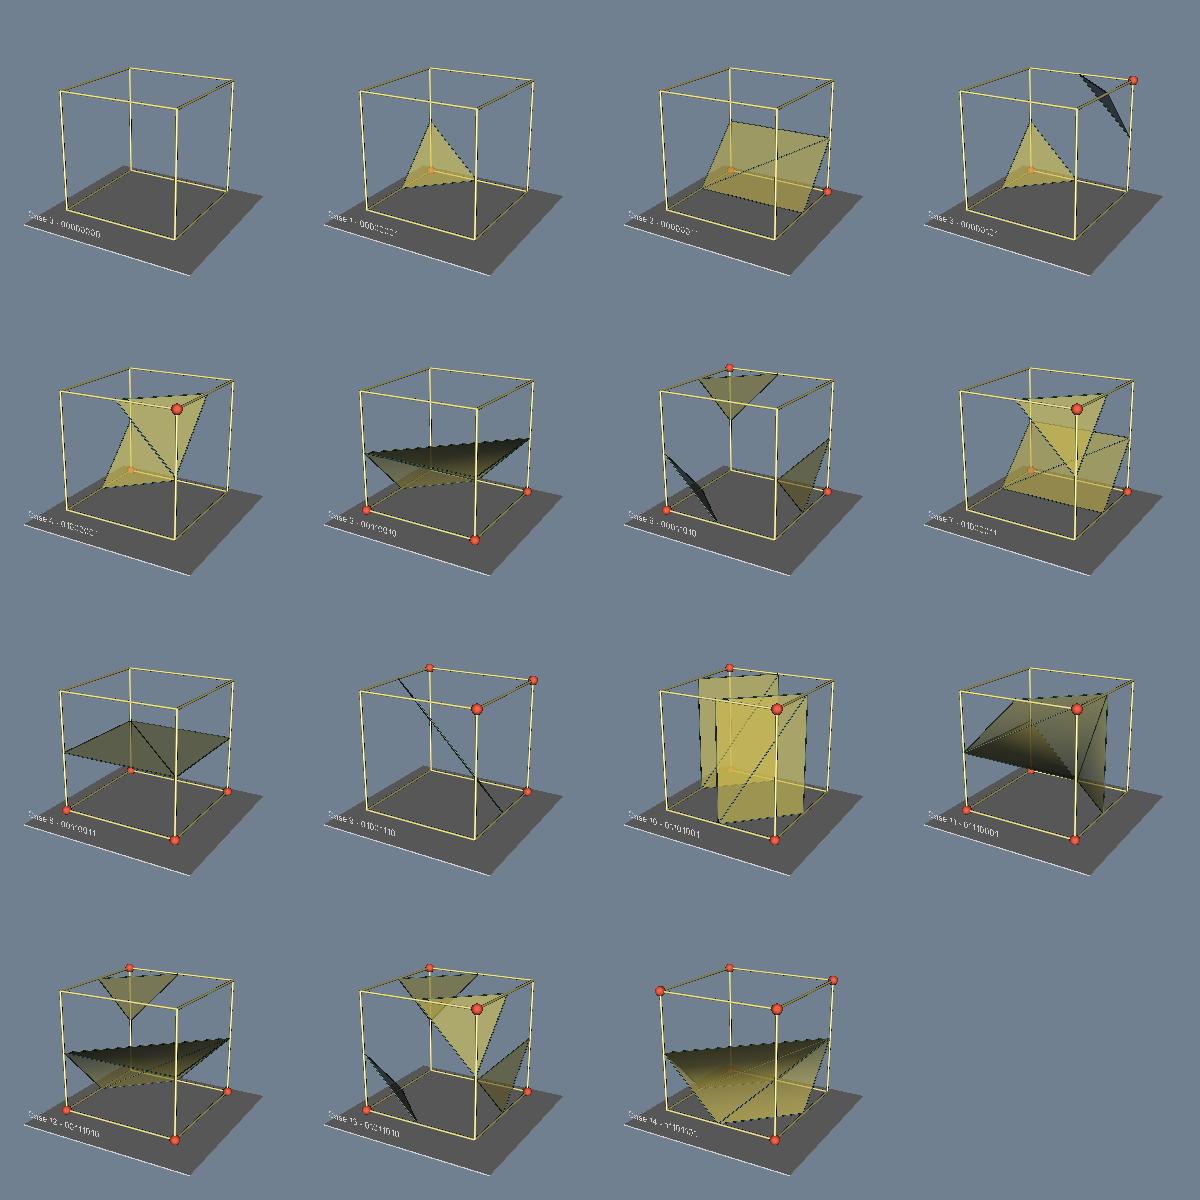

This figure's Python source:
#!/usr/bin/env python

# Display all 15 marching cubes cases (0-14) in a viewport grid.

# Factory overrides: importing these modules registers the OpenGL rendering
# and interaction style implementations for vtkRenderingCore factory classes.
import vtkmodules.vtkInteractionStyle  # noqa: F401
import vtkmodules.vtkRenderingOpenGL2  # noqa: F401

# VTK pipeline classes used in this example
from vtkmodules.vtkCommonCore import (
    vtkFloatArray,
    vtkIdList,
    vtkPoints,
)
from vtkmodules.vtkCommonDataModel import vtkUnstructuredGrid
from vtkmodules.vtkCommonTransforms import vtkTransform
from vtkmodules.vtkFiltersCore import (
    vtkContourFilter,
    vtkExtractEdges,
    vtkGlyph3D,
    vtkThresholdPoints,
    vtkTubeFilter,
)
from vtkmodules.vtkFiltersGeneral import (
    vtkShrinkPolyData,
    vtkTransformPolyDataFilter,
)
from vtkmodules.vtkFiltersSources import (
    vtkCubeSource,
    vtkSphereSource,
)
from vtkmodules.vtkRenderingCore import (
    vtkActor,
    vtkPolyDataMapper,
    vtkRenderWindow,
    vtkRenderWindowInteractor,
    vtkRenderer,
)
from vtkmodules.vtkRenderingFreeType import vtkVectorText

# Colors (normalized RGB)
slate_grey = (0.439, 0.502, 0.565)
lamp_black = (0.180, 0.278, 0.231)
banana = (0.890, 0.812, 0.341)
khaki = (0.941, 0.902, 0.549)
tomato = (1.000, 0.388, 0.278)

# Viewport grid: 4 columns x 4 rows = 16 slots for 15 cases
x_grid = 4
y_grid = 4
renderer_size = 300

renderer_0 = vtkRenderer()
renderer_0.SetBackground(slate_grey)
renderer_1 = vtkRenderer()
renderer_1.SetBackground(slate_grey)
renderer_2 = vtkRenderer()
renderer_2.SetBackground(slate_grey)
renderer_3 = vtkRenderer()
renderer_3.SetBackground(slate_grey)
renderer_4 = vtkRenderer()
renderer_4.SetBackground(slate_grey)
renderer_5 = vtkRenderer()
renderer_5.SetBackground(slate_grey)
renderer_6 = vtkRenderer()
renderer_6.SetBackground(slate_grey)
renderer_7 = vtkRenderer()
renderer_7.SetBackground(slate_grey)
renderer_8 = vtkRenderer()
renderer_8.SetBackground(slate_grey)
renderer_9 = vtkRenderer()
renderer_9.SetBackground(slate_grey)
renderer_10 = vtkRenderer()
renderer_10.SetBackground(slate_grey)
renderer_11 = vtkRenderer()
renderer_11.SetBackground(slate_grey)
renderer_12 = vtkRenderer()
renderer_12.SetBackground(slate_grey)
renderer_13 = vtkRenderer()
renderer_13.SetBackground(slate_grey)
renderer_14 = vtkRenderer()
renderer_14.SetBackground(slate_grey)
renderer_15 = vtkRenderer()
renderer_15.SetBackground(slate_grey)

# --- Case 0: 00000000 ---

case_0_scalars = vtkFloatArray()
case_0_scalars.InsertNextValue(0.0)
case_0_scalars.InsertNextValue(0.0)
case_0_scalars.InsertNextValue(0.0)
case_0_scalars.InsertNextValue(0.0)
case_0_scalars.InsertNextValue(0.0)
case_0_scalars.InsertNextValue(0.0)
case_0_scalars.InsertNextValue(0.0)
case_0_scalars.InsertNextValue(0.0)

case_0_points = vtkPoints()
case_0_points.InsertNextPoint(0, 0, 0)
case_0_points.InsertNextPoint(1, 0, 0)
case_0_points.InsertNextPoint(1, 1, 0)
case_0_points.InsertNextPoint(0, 1, 0)
case_0_points.InsertNextPoint(0, 0, 1)
case_0_points.InsertNextPoint(1, 0, 1)
case_0_points.InsertNextPoint(1, 1, 1)
case_0_points.InsertNextPoint(0, 1, 1)

case_0_ids = vtkIdList()
case_0_ids.InsertNextId(0)
case_0_ids.InsertNextId(1)
case_0_ids.InsertNextId(2)
case_0_ids.InsertNextId(3)
case_0_ids.InsertNextId(4)
case_0_ids.InsertNextId(5)
case_0_ids.InsertNextId(6)
case_0_ids.InsertNextId(7)

case_0_grid = vtkUnstructuredGrid()
case_0_grid.Allocate(10, 10)
case_0_grid.InsertNextCell(12, case_0_ids)
case_0_grid.SetPoints(case_0_points)
case_0_grid.GetPointData().SetScalars(case_0_scalars)

case_0_marching = vtkContourFilter()
case_0_marching.SetInputData(case_0_grid)
case_0_marching.SetValue(0, 0.5)
case_0_marching.Update()

case_0_triangle_edges = vtkExtractEdges()
case_0_triangle_edges.SetInputConnection(case_0_marching.GetOutputPort())

case_0_triangle_edge_tubes = vtkTubeFilter()
case_0_triangle_edge_tubes.SetInputConnection(case_0_triangle_edges.GetOutputPort())
case_0_triangle_edge_tubes.SetRadius(0.005)
case_0_triangle_edge_tubes.SetNumberOfSides(6)
case_0_triangle_edge_tubes.UseDefaultNormalOn()
case_0_triangle_edge_tubes.SetDefaultNormal(0.577, 0.577, 0.577)

case_0_triangle_edge_mapper = vtkPolyDataMapper()
case_0_triangle_edge_mapper.SetInputConnection(case_0_triangle_edge_tubes.GetOutputPort())
case_0_triangle_edge_mapper.ScalarVisibilityOff()

case_0_triangle_edge_actor = vtkActor()
case_0_triangle_edge_actor.SetMapper(case_0_triangle_edge_mapper)
case_0_triangle_edge_actor.GetProperty().SetDiffuseColor(lamp_black)
case_0_triangle_edge_actor.GetProperty().SetSpecular(0.4)
case_0_triangle_edge_actor.GetProperty().SetSpecularPower(10)

case_0_shrinker = vtkShrinkPolyData()
case_0_shrinker.SetShrinkFactor(1)
case_0_shrinker.SetInputConnection(case_0_marching.GetOutputPort())

case_0_triangle_mapper = vtkPolyDataMapper()
case_0_triangle_mapper.ScalarVisibilityOff()
case_0_triangle_mapper.SetInputConnection(case_0_shrinker.GetOutputPort())

case_0_triangle_actor = vtkActor()
case_0_triangle_actor.SetMapper(case_0_triangle_mapper)
case_0_triangle_actor.GetProperty().SetDiffuseColor(banana)
case_0_triangle_actor.GetProperty().SetOpacity(0.6)

case_0_cube_model = vtkCubeSource()
case_0_cube_model.SetCenter(0.5, 0.5, 0.5)

case_0_cube_edges_filter = vtkExtractEdges()
case_0_cube_edges_filter.SetInputConnection(case_0_cube_model.GetOutputPort())

case_0_cube_tubes = vtkTubeFilter()
case_0_cube_tubes.SetInputConnection(case_0_cube_edges_filter.GetOutputPort())
case_0_cube_tubes.SetRadius(0.01)
case_0_cube_tubes.SetNumberOfSides(6)
case_0_cube_tubes.UseDefaultNormalOn()
case_0_cube_tubes.SetDefaultNormal(0.577, 0.577, 0.577)

case_0_cube_tube_mapper = vtkPolyDataMapper()
case_0_cube_tube_mapper.SetInputConnection(case_0_cube_tubes.GetOutputPort())

case_0_cube_edges_actor = vtkActor()
case_0_cube_edges_actor.SetMapper(case_0_cube_tube_mapper)
case_0_cube_edges_actor.GetProperty().SetDiffuseColor(khaki)
case_0_cube_edges_actor.GetProperty().SetSpecular(0.4)
case_0_cube_edges_actor.GetProperty().SetSpecularPower(10)

case_0_sphere_source = vtkSphereSource()
case_0_sphere_source.SetRadius(0.04)
case_0_sphere_source.SetPhiResolution(20)
case_0_sphere_source.SetThetaResolution(20)

case_0_threshold_in = vtkThresholdPoints()
case_0_threshold_in.SetInputData(case_0_grid)
case_0_threshold_in.SetUpperThreshold(0.5)
case_0_threshold_in.SetThresholdFunction(case_0_threshold_in.THRESHOLD_UPPER)

case_0_vertices_glyph = vtkGlyph3D()
case_0_vertices_glyph.SetInputConnection(case_0_threshold_in.GetOutputPort())
case_0_vertices_glyph.SetSourceConnection(case_0_sphere_source.GetOutputPort())

case_0_sphere_mapper = vtkPolyDataMapper()
case_0_sphere_mapper.SetInputConnection(case_0_vertices_glyph.GetOutputPort())
case_0_sphere_mapper.ScalarVisibilityOff()

case_0_cube_vertices_actor = vtkActor()
case_0_cube_vertices_actor.SetMapper(case_0_sphere_mapper)
case_0_cube_vertices_actor.GetProperty().SetDiffuseColor(tomato)

case_0_case_label = vtkVectorText()
case_0_case_label.SetText("Case 0 - 00000000")

case_0_label_xform = vtkTransform()
case_0_label_xform.Identity()
case_0_label_xform.Translate(-0.2, 0, 1.25)
case_0_label_xform.Scale(0.05, 0.05, 0.05)

case_0_label_transform_filter = vtkTransformPolyDataFilter()
case_0_label_transform_filter.SetTransform(case_0_label_xform)
case_0_label_transform_filter.SetInputConnection(case_0_case_label.GetOutputPort())

case_0_label_mapper = vtkPolyDataMapper()
case_0_label_mapper.SetInputConnection(case_0_label_transform_filter.GetOutputPort())

case_0_label_actor = vtkActor()
case_0_label_actor.SetMapper(case_0_label_mapper)

case_0_base_model = vtkCubeSource()
case_0_base_model.SetXLength(1.5)
case_0_base_model.SetYLength(0.01)
case_0_base_model.SetZLength(1.5)

case_0_base_mapper = vtkPolyDataMapper()
case_0_base_mapper.SetInputConnection(case_0_base_model.GetOutputPort())

case_0_base_actor = vtkActor()
case_0_base_actor.SetMapper(case_0_base_mapper)
case_0_base_actor.SetPosition(0.5, -0.09, 0.5)

renderer_0.AddActor(case_0_triangle_edge_actor)
renderer_0.AddActor(case_0_base_actor)
renderer_0.AddActor(case_0_label_actor)
renderer_0.AddActor(case_0_cube_edges_actor)
renderer_0.AddActor(case_0_cube_vertices_actor)
renderer_0.AddActor(case_0_triangle_actor)

# --- Case 1: 00000001 ---

case_1_scalars = vtkFloatArray()
case_1_scalars.InsertNextValue(1.0)
case_1_scalars.InsertNextValue(0.0)
case_1_scalars.InsertNextValue(0.0)
case_1_scalars.InsertNextValue(0.0)
case_1_scalars.InsertNextValue(0.0)
case_1_scalars.InsertNextValue(0.0)
case_1_scalars.InsertNextValue(0.0)
case_1_scalars.InsertNextValue(0.0)

case_1_points = vtkPoints()
case_1_points.InsertNextPoint(0, 0, 0)
case_1_points.InsertNextPoint(1, 0, 0)
case_1_points.InsertNextPoint(1, 1, 0)
case_1_points.InsertNextPoint(0, 1, 0)
case_1_points.InsertNextPoint(0, 0, 1)
case_1_points.InsertNextPoint(1, 0, 1)
case_1_points.InsertNextPoint(1, 1, 1)
case_1_points.InsertNextPoint(0, 1, 1)

case_1_ids = vtkIdList()
case_1_ids.InsertNextId(0)
case_1_ids.InsertNextId(1)
case_1_ids.InsertNextId(2)
case_1_ids.InsertNextId(3)
case_1_ids.InsertNextId(4)
case_1_ids.InsertNextId(5)
case_1_ids.InsertNextId(6)
case_1_ids.InsertNextId(7)

case_1_grid = vtkUnstructuredGrid()
case_1_grid.Allocate(10, 10)
case_1_grid.InsertNextCell(12, case_1_ids)
case_1_grid.SetPoints(case_1_points)
case_1_grid.GetPointData().SetScalars(case_1_scalars)

case_1_marching = vtkContourFilter()
case_1_marching.SetInputData(case_1_grid)
case_1_marching.SetValue(0, 0.5)
case_1_marching.Update()

case_1_triangle_edges = vtkExtractEdges()
case_1_triangle_edges.SetInputConnection(case_1_marching.GetOutputPort())

case_1_triangle_edge_tubes = vtkTubeFilter()
case_1_triangle_edge_tubes.SetInputConnection(case_1_triangle_edges.GetOutputPort())
case_1_triangle_edge_tubes.SetRadius(0.005)
case_1_triangle_edge_tubes.SetNumberOfSides(6)
case_1_triangle_edge_tubes.UseDefaultNormalOn()
case_1_triangle_edge_tubes.SetDefaultNormal(0.577, 0.577, 0.577)

case_1_triangle_edge_mapper = vtkPolyDataMapper()
case_1_triangle_edge_mapper.SetInputConnection(case_1_triangle_edge_tubes.GetOutputPort())
case_1_triangle_edge_mapper.ScalarVisibilityOff()

case_1_triangle_edge_actor = vtkActor()
case_1_triangle_edge_actor.SetMapper(case_1_triangle_edge_mapper)
case_1_triangle_edge_actor.GetProperty().SetDiffuseColor(lamp_black)
case_1_triangle_edge_actor.GetProperty().SetSpecular(0.4)
case_1_triangle_edge_actor.GetProperty().SetSpecularPower(10)

case_1_shrinker = vtkShrinkPolyData()
case_1_shrinker.SetShrinkFactor(1)
case_1_shrinker.SetInputConnection(case_1_marching.GetOutputPort())

case_1_triangle_mapper = vtkPolyDataMapper()
case_1_triangle_mapper.ScalarVisibilityOff()
case_1_triangle_mapper.SetInputConnection(case_1_shrinker.GetOutputPort())

case_1_triangle_actor = vtkActor()
case_1_triangle_actor.SetMapper(case_1_triangle_mapper)
case_1_triangle_actor.GetProperty().SetDiffuseColor(banana)
case_1_triangle_actor.GetProperty().SetOpacity(0.6)

case_1_cube_model = vtkCubeSource()
case_1_cube_model.SetCenter(0.5, 0.5, 0.5)

case_1_cube_edges_filter = vtkExtractEdges()
case_1_cube_edges_filter.SetInputConnection(case_1_cube_model.GetOutputPort())

case_1_cube_tubes = vtkTubeFilter()
case_1_cube_tubes.SetInputConnection(case_1_cube_edges_filter.GetOutputPort())
case_1_cube_tubes.SetRadius(0.01)
case_1_cube_tubes.SetNumberOfSides(6)
case_1_cube_tubes.UseDefaultNormalOn()
case_1_cube_tubes.SetDefaultNormal(0.577, 0.577, 0.577)

case_1_cube_tube_mapper = vtkPolyDataMapper()
case_1_cube_tube_mapper.SetInputConnection(case_1_cube_tubes.GetOutputPort())

case_1_cube_edges_actor = vtkActor()
case_1_cube_edges_actor.SetMapper(case_1_cube_tube_mapper)
case_1_cube_edges_actor.GetProperty().SetDiffuseColor(khaki)
case_1_cube_edges_actor.GetProperty().SetSpecular(0.4)
case_1_cube_edges_actor.GetProperty().SetSpecularPower(10)

case_1_sphere_source = vtkSphereSource()
case_1_sphere_source.SetRadius(0.04)
case_1_sphere_source.SetPhiResolution(20)
case_1_sphere_source.SetThetaResolution(20)

case_1_threshold_in = vtkThresholdPoints()
case_1_threshold_in.SetInputData(case_1_grid)
case_1_threshold_in.SetUpperThreshold(0.5)
case_1_threshold_in.SetThresholdFunction(case_1_threshold_in.THRESHOLD_UPPER)

case_1_vertices_glyph = vtkGlyph3D()
case_1_vertices_glyph.SetInputConnection(case_1_threshold_in.GetOutputPort())
case_1_vertices_glyph.SetSourceConnection(case_1_sphere_source.GetOutputPort())

case_1_sphere_mapper = vtkPolyDataMapper()
case_1_sphere_mapper.SetInputConnection(case_1_vertices_glyph.GetOutputPort())
case_1_sphere_mapper.ScalarVisibilityOff()

case_1_cube_vertices_actor = vtkActor()
case_1_cube_vertices_actor.SetMapper(case_1_sphere_mapper)
case_1_cube_vertices_actor.GetProperty().SetDiffuseColor(tomato)

case_1_case_label = vtkVectorText()
case_1_case_label.SetText("Case 1 - 00000001")

case_1_label_xform = vtkTransform()
case_1_label_xform.Identity()
case_1_label_xform.Translate(-0.2, 0, 1.25)
case_1_label_xform.Scale(0.05, 0.05, 0.05)

case_1_label_transform_filter = vtkTransformPolyDataFilter()
case_1_label_transform_filter.SetTransform(case_1_label_xform)
case_1_label_transform_filter.SetInputConnection(case_1_case_label.GetOutputPort())

case_1_label_mapper = vtkPolyDataMapper()
case_1_label_mapper.SetInputConnection(case_1_label_transform_filter.GetOutputPort())

case_1_label_actor = vtkActor()
case_1_label_actor.SetMapper(case_1_label_mapper)

case_1_base_model = vtkCubeSource()
case_1_base_model.SetXLength(1.5)
case_1_base_model.SetYLength(0.01)
case_1_base_model.SetZLength(1.5)

case_1_base_mapper = vtkPolyDataMapper()
case_1_base_mapper.SetInputConnection(case_1_base_model.GetOutputPort())

case_1_base_actor = vtkActor()
case_1_base_actor.SetMapper(case_1_base_mapper)
case_1_base_actor.SetPosition(0.5, -0.09, 0.5)

renderer_1.AddActor(case_1_triangle_edge_actor)
renderer_1.AddActor(case_1_base_actor)
renderer_1.AddActor(case_1_label_actor)
renderer_1.AddActor(case_1_cube_edges_actor)
renderer_1.AddActor(case_1_cube_vertices_actor)
renderer_1.AddActor(case_1_triangle_actor)

# --- Case 2: 00000011 ---

case_2_scalars = vtkFloatArray()
case_2_scalars.InsertNextValue(1.0)
case_2_scalars.InsertNextValue(1.0)
case_2_scalars.InsertNextValue(0.0)
case_2_scalars.InsertNextValue(0.0)
case_2_scalars.InsertNextValue(0.0)
case_2_scalars.InsertNextValue(0.0)
case_2_scalars.InsertNextValue(0.0)
case_2_scalars.InsertNextValue(0.0)

case_2_points = vtkPoints()
case_2_points.InsertNextPoint(0, 0, 0)
case_2_points.InsertNextPoint(1, 0, 0)
case_2_points.InsertNextPoint(1, 1, 0)
case_2_points.InsertNextPoint(0, 1, 0)
case_2_points.InsertNextPoint(0, 0, 1)
case_2_points.InsertNextPoint(1, 0, 1)
case_2_points.InsertNextPoint(1, 1, 1)
case_2_points.InsertNextPoint(0, 1, 1)

case_2_ids = vtkIdList()
case_2_ids.InsertNextId(0)
case_2_ids.InsertNextId(1)
case_2_ids.InsertNextId(2)
case_2_ids.InsertNextId(3)
case_2_ids.InsertNextId(4)
case_2_ids.InsertNextId(5)
case_2_ids.InsertNextId(6)
case_2_ids.InsertNextId(7)

case_2_grid = vtkUnstructuredGrid()
case_2_grid.Allocate(10, 10)
case_2_grid.InsertNextCell(12, case_2_ids)
case_2_grid.SetPoints(case_2_points)
case_2_grid.GetPointData().SetScalars(case_2_scalars)

case_2_marching = vtkContourFilter()
case_2_marching.SetInputData(case_2_grid)
case_2_marching.SetValue(0, 0.5)
case_2_marching.Update()

case_2_triangle_edges = vtkExtractEdges()
case_2_triangle_edges.SetInputConnection(case_2_marching.GetOutputPort())

case_2_triangle_edge_tubes = vtkTubeFilter()
case_2_triangle_edge_tubes.SetInputConnection(case_2_triangle_edges.GetOutputPort())
case_2_triangle_edge_tubes.SetRadius(0.005)
case_2_triangle_edge_tubes.SetNumberOfSides(6)
case_2_triangle_edge_tubes.UseDefaultNormalOn()
case_2_triangle_edge_tubes.SetDefaultNormal(0.577, 0.577, 0.577)

case_2_triangle_edge_mapper = vtkPolyDataMapper()
case_2_triangle_edge_mapper.SetInputConnection(case_2_triangle_edge_tubes.GetOutputPort())
case_2_triangle_edge_mapper.ScalarVisibilityOff()

case_2_triangle_edge_actor = vtkActor()
case_2_triangle_edge_actor.SetMapper(case_2_triangle_edge_mapper)
case_2_triangle_edge_actor.GetProperty().SetDiffuseColor(lamp_black)
case_2_triangle_edge_actor.GetProperty().SetSpecular(0.4)
case_2_triangle_edge_actor.GetProperty().SetSpecularPower(10)

case_2_shrinker = vtkShrinkPolyData()
case_2_shrinker.SetShrinkFactor(1)
case_2_shrinker.SetInputConnection(case_2_marching.GetOutputPort())

case_2_triangle_mapper = vtkPolyDataMapper()
case_2_triangle_mapper.ScalarVisibilityOff()
case_2_triangle_mapper.SetInputConnection(case_2_shrinker.GetOutputPort())

case_2_triangle_actor = vtkActor()
case_2_triangle_actor.SetMapper(case_2_triangle_mapper)
case_2_triangle_actor.GetProperty().SetDiffuseColor(banana)
case_2_triangle_actor.GetProperty().SetOpacity(0.6)

case_2_cube_model = vtkCubeSource()
case_2_cube_model.SetCenter(0.5, 0.5, 0.5)

case_2_cube_edges_filter = vtkExtractEdges()
case_2_cube_edges_filter.SetInputConnection(case_2_cube_model.GetOutputPort())

case_2_cube_tubes = vtkTubeFilter()
case_2_cube_tubes.SetInputConnection(case_2_cube_edges_filter.GetOutputPort())
case_2_cube_tubes.SetRadius(0.01)
case_2_cube_tubes.SetNumberOfSides(6)
case_2_cube_tubes.UseDefaultNormalOn()
case_2_cube_tubes.SetDefaultNormal(0.577, 0.577, 0.577)

case_2_cube_tube_mapper = vtkPolyDataMapper()
case_2_cube_tube_mapper.SetInputConnection(case_2_cube_tubes.GetOutputPort())

case_2_cube_edges_actor = vtkActor()
case_2_cube_edges_actor.SetMapper(case_2_cube_tube_mapper)
case_2_cube_edges_actor.GetProperty().SetDiffuseColor(khaki)
case_2_cube_edges_actor.GetProperty().SetSpecular(0.4)
case_2_cube_edges_actor.GetProperty().SetSpecularPower(10)

case_2_sphere_source = vtkSphereSource()
case_2_sphere_source.SetRadius(0.04)
case_2_sphere_source.SetPhiResolution(20)
case_2_sphere_source.SetThetaResolution(20)

case_2_threshold_in = vtkThresholdPoints()
case_2_threshold_in.SetInputData(case_2_grid)
case_2_threshold_in.SetUpperThreshold(0.5)
case_2_threshold_in.SetThresholdFunction(case_2_threshold_in.THRESHOLD_UPPER)

case_2_vertices_glyph = vtkGlyph3D()
case_2_vertices_glyph.SetInputConnection(case_2_threshold_in.GetOutputPort())
case_2_vertices_glyph.SetSourceConnection(case_2_sphere_source.GetOutputPort())

case_2_sphere_mapper = vtkPolyDataMapper()
case_2_sphere_mapper.SetInputConnection(case_2_vertices_glyph.GetOutputPort())
case_2_sphere_mapper.ScalarVisibilityOff()

case_2_cube_vertices_actor = vtkActor()
case_2_cube_vertices_actor.SetMapper(case_2_sphere_mapper)
case_2_cube_vertices_actor.GetProperty().SetDiffuseColor(tomato)

case_2_case_label = vtkVectorText()
case_2_case_label.SetText("Case 2 - 00000011")

case_2_label_xform = vtkTransform()
case_2_label_xform.Identity()
case_2_label_xform.Translate(-0.2, 0, 1.25)
case_2_label_xform.Scale(0.05, 0.05, 0.05)

case_2_label_transform_filter = vtkTransformPolyDataFilter()
case_2_label_transform_filter.SetTransform(case_2_label_xform)
case_2_label_transform_filter.SetInputConnection(case_2_case_label.GetOutputPort())

case_2_label_mapper = vtkPolyDataMapper()
case_2_label_mapper.SetInputConnection(case_2_label_transform_filter.GetOutputPort())

case_2_label_actor = vtkActor()
case_2_label_actor.SetMapper(case_2_label_mapper)

case_2_base_model = vtkCubeSource()
case_2_base_model.SetXLength(1.5)
case_2_base_model.SetYLength(0.01)
case_2_base_model.SetZLength(1.5)

case_2_base_mapper = vtkPolyDataMapper()
case_2_base_mapper.SetInputConnection(case_2_base_model.GetOutputPort())

case_2_base_actor = vtkActor()
case_2_base_actor.SetMapper(case_2_base_mapper)
case_2_base_actor.SetPosition(0.5, -0.09, 0.5)

renderer_2.AddActor(case_2_triangle_edge_actor)
renderer_2.AddActor(case_2_base_actor)
renderer_2.AddActor(case_2_label_actor)
renderer_2.AddActor(case_2_cube_edges_actor)
renderer_2.AddActor(case_2_cube_vertices_actor)
renderer_2.AddActor(case_2_triangle_actor)

# --- Case 3: 00000101 ---

case_3_scalars = vtkFloatArray()
case_3_scalars.InsertNextValue(1.0)
case_3_scalars.InsertNextValue(0.0)
case_3_scalars.InsertNextValue(1.0)
case_3_scalars.InsertNextValue(0.0)
case_3_scalars.InsertNextValue(0.0)
case_3_scalars.InsertNextValue(0.0)
case_3_scalars.InsertNextValue(0.0)
case_3_scalars.InsertNextValue(0.0)

case_3_points = vtkPoints()
case_3_points.InsertNextPoint(0, 0, 0)
case_3_points.InsertNextPoint(1, 0, 0)
case_3_points.InsertNextPoint(1, 1, 0)
case_3_points.InsertNextPoint(0, 1, 0)
case_3_points.InsertNextPoint(0, 0, 1)
case_3_points.InsertNextPoint(1, 0, 1)
case_3_points.InsertNextPoint(1, 1, 1)
case_3_points.InsertNextPoint(0, 1, 1)

case_3_ids = vtkIdList()
case_3_ids.InsertNextId(0)
case_3_ids.InsertNextId(1)
case_3_ids.InsertNextId(2)
case_3_ids.InsertNextId(3)
case_3_ids.InsertNextId(4)
case_3_ids.InsertNextId(5)
case_3_ids.InsertNextId(6)
case_3_ids.InsertNextId(7)

case_3_grid = vtkUnstructuredGrid()
case_3_grid.Allocate(10, 10)
case_3_grid.InsertNextCell(12, case_3_ids)
case_3_grid.SetPoints(case_3_points)
case_3_grid.GetPointData().SetScalars(case_3_scalars)

case_3_marching = vtkContourFilter()
case_3_marching.SetInputData(case_3_grid)
case_3_marching.SetValue(0, 0.5)
case_3_marching.Update()

case_3_triangle_edges = vtkExtractEdges()
case_3_triangle_edges.SetInputConnection(case_3_marching.GetOutputPort())

case_3_triangle_edge_tubes = vtkTubeFilter()
case_3_triangle_edge_tubes.SetInputConnection(case_3_triangle_edges.GetOutputPort())
case_3_triangle_edge_tubes.SetRadius(0.005)
case_3_triangle_edge_tubes.SetNumberOfSides(6)
case_3_triangle_edge_tubes.UseDefaultNormalOn()
case_3_triangle_edge_tubes.SetDefaultNormal(0.577, 0.577, 0.577)

case_3_triangle_edge_mapper = vtkPolyDataMapper()
case_3_triangle_edge_mapper.SetInputConnection(case_3_triangle_edge_tubes.GetOutputPort())
case_3_triangle_edge_mapper.ScalarVisibilityOff()

case_3_triangle_edge_actor = vtkActor()
case_3_triangle_edge_actor.SetMapper(case_3_triangle_edge_mapper)
case_3_triangle_edge_actor.GetProperty().SetDiffuseColor(lamp_black)
case_3_triangle_edge_actor.GetProperty().SetSpecular(0.4)
case_3_triangle_edge_actor.GetProperty().SetSpecularPower(10)

case_3_shrinker = vtkShrinkPolyData()
case_3_shrinker.SetShrinkFactor(1)
case_3_shrinker.SetInputConnection(case_3_marching.GetOutputPort())

case_3_triangle_mapper = vtkPolyDataMapper()
case_3_triangle_mapper.ScalarVisibilityOff()
case_3_triangle_mapper.SetInputConnection(case_3_shrinker.GetOutputPort())

case_3_triangle_actor = vtkActor()
case_3_triangle_actor.SetMapper(case_3_triangle_mapper)
case_3_triangle_actor.GetProperty().SetDiffuseColor(banana)
case_3_triangle_actor.GetProperty().SetOpacity(0.6)

case_3_cube_model = vtkCubeSource()
case_3_cube_model.SetCenter(0.5, 0.5, 0.5)

case_3_cube_edges_filter = vtkExtractEdges()
case_3_cube_edges_filter.SetInputConnection(case_3_cube_model.GetOutputPort())

case_3_cube_tubes = vtkTubeFilter()
case_3_cube_tubes.SetInputConnection(case_3_cube_edges_filter.GetOutputPort())
case_3_cube_tubes.SetRadius(0.01)
case_3_cube_tubes.SetNumberOfSides(6)
case_3_cube_tubes.UseDefaultNormalOn()
case_3_cube_tubes.SetDefaultNormal(0.577, 0.577, 0.577)

case_3_cube_tube_mapper = vtkPolyDataMapper()
case_3_cube_tube_mapper.SetInputConnection(case_3_cube_tubes.GetOutputPort())

case_3_cube_edges_actor = vtkActor()
case_3_cube_edges_actor.SetMapper(case_3_cube_tube_mapper)
case_3_cube_edges_actor.GetProperty().SetDiffuseColor(khaki)
case_3_cube_edges_actor.GetProperty().SetSpecular(0.4)
case_3_cube_edges_actor.GetProperty().SetSpecularPower(10)

case_3_sphere_source = vtkSphereSource()
case_3_sphere_source.SetRadius(0.04)
case_3_sphere_source.SetPhiResolution(20)
case_3_sphere_source.SetThetaResolution(20)

case_3_threshold_in = vtkThresholdPoints()
case_3_threshold_in.SetInputData(case_3_grid)
case_3_threshold_in.SetUpperThreshold(0.5)
case_3_threshold_in.SetThresholdFunction(case_3_threshold_in.THRESHOLD_UPPER)

case_3_vertices_glyph = vtkGlyph3D()
case_3_vertices_glyph.SetInputConnection(case_3_threshold_in.GetOutputPort())
case_3_vertices_glyph.SetSourceConnection(case_3_sphere_source.GetOutputPort())

case_3_sphere_mapper = vtkPolyDataMapper()
case_3_sphere_mapper.SetInputConnection(case_3_vertices_glyph.GetOutputPort())
case_3_sphere_mapper.ScalarVisibilityOff()

case_3_cube_vertices_actor = vtkActor()
case_3_cube_vertices_actor.SetMapper(case_3_sphere_mapper)
case_3_cube_vertices_actor.GetProperty().SetDiffuseColor(tomato)

case_3_case_label = vtkVectorText()
case_3_case_label.SetText("Case 3 - 00000101")

case_3_label_xform = vtkTransform()
case_3_label_xform.Identity()
case_3_label_xform.Translate(-0.2, 0, 1.25)
case_3_label_xform.Scale(0.05, 0.05, 0.05)

case_3_label_transform_filter = vtkTransformPolyDataFilter()
case_3_label_transform_filter.SetTransform(case_3_label_xform)
case_3_label_transform_filter.SetInputConnection(case_3_case_label.GetOutputPort())

case_3_label_mapper = vtkPolyDataMapper()
case_3_label_mapper.SetInputConnection(case_3_label_transform_filter.GetOutputPort())

case_3_label_actor = vtkActor()
case_3_label_actor.SetMapper(case_3_label_mapper)

case_3_base_model = vtkCubeSource()
case_3_base_model.SetXLength(1.5)
case_3_base_model.SetYLength(0.01)
case_3_base_model.SetZLength(1.5)

case_3_base_mapper = vtkPolyDataMapper()
case_3_base_mapper.SetInputConnection(case_3_base_model.GetOutputPort())

case_3_base_actor = vtkActor()
case_3_base_actor.SetMapper(case_3_base_mapper)
case_3_base_actor.SetPosition(0.5, -0.09, 0.5)

renderer_3.AddActor(case_3_triangle_edge_actor)
renderer_3.AddActor(case_3_base_actor)
renderer_3.AddActor(case_3_label_actor)
renderer_3.AddActor(case_3_cube_edges_actor)
renderer_3.AddActor(case_3_cube_vertices_actor)
renderer_3.AddActor(case_3_triangle_actor)

# --- Case 4: 01000001 ---

case_4_scalars = vtkFloatArray()
case_4_scalars.InsertNextValue(1.0)
case_4_scalars.InsertNextValue(0.0)
case_4_scalars.InsertNextValue(0.0)
case_4_scalars.InsertNextValue(0.0)
case_4_scalars.InsertNextValue(0.0)
case_4_scalars.InsertNextValue(0.0)
case_4_scalars.InsertNextValue(1.0)
case_4_scalars.InsertNextValue(0.0)

case_4_points = vtkPoints()
case_4_points.InsertNextPoint(0, 0, 0)
case_4_points.InsertNextPoint(1, 0, 0)
case_4_points.InsertNextPoint(1, 1, 0)
case_4_points.InsertNextPoint(0, 1, 0)
case_4_points.InsertNextPoint(0, 0, 1)
case_4_points.InsertNextPoint(1, 0, 1)
case_4_points.InsertNextPoint(1, 1, 1)
case_4_points.InsertNextPoint(0, 1, 1)

case_4_ids = vtkIdList()
case_4_ids.InsertNextId(0)
case_4_ids.InsertNextId(1)
case_4_ids.InsertNextId(2)
case_4_ids.InsertNextId(3)
case_4_ids.InsertNextId(4)
case_4_ids.InsertNextId(5)
case_4_ids.InsertNextId(6)
case_4_ids.InsertNextId(7)

case_4_grid = vtkUnstructuredGrid()
case_4_grid.Allocate(10, 10)
case_4_grid.InsertNextCell(12, case_4_ids)
case_4_grid.SetPoints(case_4_points)
case_4_grid.GetPointData().SetScalars(case_4_scalars)

case_4_marching = vtkContourFilter()
case_4_marching.SetInputData(case_4_grid)
case_4_marching.SetValue(0, 0.5)
case_4_marching.Update()

case_4_triangle_edges = vtkExtractEdges()
case_4_triangle_edges.SetInputConnection(case_4_marching.GetOutputPort())

case_4_triangle_edge_tubes = vtkTubeFilter()
case_4_triangle_edge_tubes.SetInputConnection(case_4_triangle_edges.GetOutputPort())
case_4_triangle_edge_tubes.SetRadius(0.005)
case_4_triangle_edge_tubes.SetNumberOfSides(6)
case_4_triangle_edge_tubes.UseDefaultNormalOn()
case_4_triangle_edge_tubes.SetDefaultNormal(0.577, 0.577, 0.577)

case_4_triangle_edge_mapper = vtkPolyDataMapper()
case_4_triangle_edge_mapper.SetInputConnection(case_4_triangle_edge_tubes.GetOutputPort())
case_4_triangle_edge_mapper.ScalarVisibilityOff()

case_4_triangle_edge_actor = vtkActor()
case_4_triangle_edge_actor.SetMapper(case_4_triangle_edge_mapper)
case_4_triangle_edge_actor.GetProperty().SetDiffuseColor(lamp_black)
case_4_triangle_edge_actor.GetProperty().SetSpecular(0.4)
case_4_triangle_edge_actor.GetProperty().SetSpecularPower(10)

case_4_shrinker = vtkShrinkPolyData()
case_4_shrinker.SetShrinkFactor(1)
case_4_shrinker.SetInputConnection(case_4_marching.GetOutputPort())

case_4_triangle_mapper = vtkPolyDataMapper()
case_4_triangle_mapper.ScalarVisibilityOff()
case_4_triangle_mapper.SetInputConnection(case_4_shrinker.GetOutputPort())

case_4_triangle_actor = vtkActor()
case_4_triangle_actor.SetMapper(case_4_triangle_mapper)
case_4_triangle_actor.GetProperty().SetDiffuseColor(banana)
case_4_triangle_actor.GetProperty().SetOpacity(0.6)

case_4_cube_model = vtkCubeSource()
case_4_cube_model.SetCenter(0.5, 0.5, 0.5)

case_4_cube_edges_filter = vtkExtractEdges()
case_4_cube_edges_filter.SetInputConnection(case_4_cube_model.GetOutputPort())

case_4_cube_tubes = vtkTubeFilter()
case_4_cube_tubes.SetInputConnection(case_4_cube_edges_filter.GetOutputPort())
case_4_cube_tubes.SetRadius(0.01)
case_4_cube_tubes.SetNumberOfSides(6)
case_4_cube_tubes.UseDefaultNormalOn()
case_4_cube_tubes.SetDefaultNormal(0.577, 0.577, 0.577)

case_4_cube_tube_mapper = vtkPolyDataMapper()
case_4_cube_tube_mapper.SetInputConnection(case_4_cube_tubes.GetOutputPort())

case_4_cube_edges_actor = vtkActor()
case_4_cube_edges_actor.SetMapper(case_4_cube_tube_mapper)
case_4_cube_edges_actor.GetProperty().SetDiffuseColor(khaki)
case_4_cube_edges_actor.GetProperty().SetSpecular(0.4)
case_4_cube_edges_actor.GetProperty().SetSpecularPower(10)

case_4_sphere_source = vtkSphereSource()
case_4_sphere_source.SetRadius(0.04)
case_4_sphere_source.SetPhiResolution(20)
case_4_sphere_source.SetThetaResolution(20)

case_4_threshold_in = vtkThresholdPoints()
case_4_threshold_in.SetInputData(case_4_grid)
case_4_threshold_in.SetUpperThreshold(0.5)
case_4_threshold_in.SetThresholdFunction(case_4_threshold_in.THRESHOLD_UPPER)

case_4_vertices_glyph = vtkGlyph3D()
case_4_vertices_glyph.SetInputConnection(case_4_threshold_in.GetOutputPort())
case_4_vertices_glyph.SetSourceConnection(case_4_sphere_source.GetOutputPort())

case_4_sphere_mapper = vtkPolyDataMapper()
case_4_sphere_mapper.SetInputConnection(case_4_vertices_glyph.GetOutputPort())
case_4_sphere_mapper.ScalarVisibilityOff()

case_4_cube_vertices_actor = vtkActor()
case_4_cube_vertices_actor.SetMapper(case_4_sphere_mapper)
case_4_cube_vertices_actor.GetProperty().SetDiffuseColor(tomato)

case_4_case_label = vtkVectorText()
case_4_case_label.SetText("Case 4 - 01000001")

case_4_label_xform = vtkTransform()
case_4_label_xform.Identity()
case_4_label_xform.Translate(-0.2, 0, 1.25)
case_4_label_xform.Scale(0.05, 0.05, 0.05)

case_4_label_transform_filter = vtkTransformPolyDataFilter()
case_4_label_transform_filter.SetTransform(case_4_label_xform)
case_4_label_transform_filter.SetInputConnection(case_4_case_label.GetOutputPort())

case_4_label_mapper = vtkPolyDataMapper()
case_4_label_mapper.SetInputConnection(case_4_label_transform_filter.GetOutputPort())

case_4_label_actor = vtkActor()
case_4_label_actor.SetMapper(case_4_label_mapper)

case_4_base_model = vtkCubeSource()
case_4_base_model.SetXLength(1.5)
case_4_base_model.SetYLength(0.01)
case_4_base_model.SetZLength(1.5)

case_4_base_mapper = vtkPolyDataMapper()
case_4_base_mapper.SetInputConnection(case_4_base_model.GetOutputPort())

case_4_base_actor = vtkActor()
case_4_base_actor.SetMapper(case_4_base_mapper)
case_4_base_actor.SetPosition(0.5, -0.09, 0.5)

renderer_4.AddActor(case_4_triangle_edge_actor)
renderer_4.AddActor(case_4_base_actor)
renderer_4.AddActor(case_4_label_actor)
renderer_4.AddActor(case_4_cube_edges_actor)
renderer_4.AddActor(case_4_cube_vertices_actor)
renderer_4.AddActor(case_4_triangle_actor)

# --- Case 5: 00110010 ---

case_5_scalars = vtkFloatArray()
case_5_scalars.InsertNextValue(0.0)
case_5_scalars.InsertNextValue(1.0)
case_5_scalars.InsertNextValue(0.0)
case_5_scalars.InsertNextValue(0.0)
case_5_scalars.InsertNextValue(1.0)
case_5_scalars.InsertNextValue(1.0)
case_5_scalars.InsertNextValue(0.0)
case_5_scalars.InsertNextValue(0.0)

case_5_points = vtkPoints()
case_5_points.InsertNextPoint(0, 0, 0)
case_5_points.InsertNextPoint(1, 0, 0)
case_5_points.InsertNextPoint(1, 1, 0)
case_5_points.InsertNextPoint(0, 1, 0)
case_5_points.InsertNextPoint(0, 0, 1)
case_5_points.InsertNextPoint(1, 0, 1)
case_5_points.InsertNextPoint(1, 1, 1)
case_5_points.InsertNextPoint(0, 1, 1)

case_5_ids = vtkIdList()
case_5_ids.InsertNextId(0)
case_5_ids.InsertNextId(1)
case_5_ids.InsertNextId(2)
case_5_ids.InsertNextId(3)
case_5_ids.InsertNextId(4)
case_5_ids.InsertNextId(5)
case_5_ids.InsertNextId(6)
case_5_ids.InsertNextId(7)

case_5_grid = vtkUnstructuredGrid()
case_5_grid.Allocate(10, 10)
case_5_grid.InsertNextCell(12, case_5_ids)
case_5_grid.SetPoints(case_5_points)
case_5_grid.GetPointData().SetScalars(case_5_scalars)

case_5_marching = vtkContourFilter()
case_5_marching.SetInputData(case_5_grid)
case_5_marching.SetValue(0, 0.5)
case_5_marching.Update()

case_5_triangle_edges = vtkExtractEdges()
case_5_triangle_edges.SetInputConnection(case_5_marching.GetOutputPort())

case_5_triangle_edge_tubes = vtkTubeFilter()
case_5_triangle_edge_tubes.SetInputConnection(case_5_triangle_edges.GetOutputPort())
case_5_triangle_edge_tubes.SetRadius(0.005)
case_5_triangle_edge_tubes.SetNumberOfSides(6)
case_5_triangle_edge_tubes.UseDefaultNormalOn()
case_5_triangle_edge_tubes.SetDefaultNormal(0.577, 0.577, 0.577)

case_5_triangle_edge_mapper = vtkPolyDataMapper()
case_5_triangle_edge_mapper.SetInputConnection(case_5_triangle_edge_tubes.GetOutputPort())
case_5_triangle_edge_mapper.ScalarVisibilityOff()

case_5_triangle_edge_actor = vtkActor()
case_5_triangle_edge_actor.SetMapper(case_5_triangle_edge_mapper)
case_5_triangle_edge_actor.GetProperty().SetDiffuseColor(lamp_black)
case_5_triangle_edge_actor.GetProperty().SetSpecular(0.4)
case_5_triangle_edge_actor.GetProperty().SetSpecularPower(10)

case_5_shrinker = vtkShrinkPolyData()
case_5_shrinker.SetShrinkFactor(1)
case_5_shrinker.SetInputConnection(case_5_marching.GetOutputPort())

case_5_triangle_mapper = vtkPolyDataMapper()
case_5_triangle_mapper.ScalarVisibilityOff()
case_5_triangle_mapper.SetInputConnection(case_5_shrinker.GetOutputPort())

case_5_triangle_actor = vtkActor()
case_5_triangle_actor.SetMapper(case_5_triangle_mapper)
case_5_triangle_actor.GetProperty().SetDiffuseColor(banana)
case_5_triangle_actor.GetProperty().SetOpacity(0.6)

case_5_cube_model = vtkCubeSource()
case_5_cube_model.SetCenter(0.5, 0.5, 0.5)

case_5_cube_edges_filter = vtkExtractEdges()
case_5_cube_edges_filter.SetInputConnection(case_5_cube_model.GetOutputPort())

case_5_cube_tubes = vtkTubeFilter()
case_5_cube_tubes.SetInputConnection(case_5_cube_edges_filter.GetOutputPort())
case_5_cube_tubes.SetRadius(0.01)
case_5_cube_tubes.SetNumberOfSides(6)
case_5_cube_tubes.UseDefaultNormalOn()
case_5_cube_tubes.SetDefaultNormal(0.577, 0.577, 0.577)

case_5_cube_tube_mapper = vtkPolyDataMapper()
case_5_cube_tube_mapper.SetInputConnection(case_5_cube_tubes.GetOutputPort())

case_5_cube_edges_actor = vtkActor()
case_5_cube_edges_actor.SetMapper(case_5_cube_tube_mapper)
case_5_cube_edges_actor.GetProperty().SetDiffuseColor(khaki)
case_5_cube_edges_actor.GetProperty().SetSpecular(0.4)
case_5_cube_edges_actor.GetProperty().SetSpecularPower(10)

case_5_sphere_source = vtkSphereSource()
case_5_sphere_source.SetRadius(0.04)
case_5_sphere_source.SetPhiResolution(20)
case_5_sphere_source.SetThetaResolution(20)

case_5_threshold_in = vtkThresholdPoints()
case_5_threshold_in.SetInputData(case_5_grid)
case_5_threshold_in.SetUpperThreshold(0.5)
case_5_threshold_in.SetThresholdFunction(case_5_threshold_in.THRESHOLD_UPPER)

case_5_vertices_glyph = vtkGlyph3D()
case_5_vertices_glyph.SetInputConnection(case_5_threshold_in.GetOutputPort())
case_5_vertices_glyph.SetSourceConnection(case_5_sphere_source.GetOutputPort())

case_5_sphere_mapper = vtkPolyDataMapper()
case_5_sphere_mapper.SetInputConnection(case_5_vertices_glyph.GetOutputPort())
case_5_sphere_mapper.ScalarVisibilityOff()

case_5_cube_vertices_actor = vtkActor()
case_5_cube_vertices_actor.SetMapper(case_5_sphere_mapper)
case_5_cube_vertices_actor.GetProperty().SetDiffuseColor(tomato)

case_5_case_label = vtkVectorText()
case_5_case_label.SetText("Case 5 - 00110010")

case_5_label_xform = vtkTransform()
case_5_label_xform.Identity()
case_5_label_xform.Translate(-0.2, 0, 1.25)
case_5_label_xform.Scale(0.05, 0.05, 0.05)

case_5_label_transform_filter = vtkTransformPolyDataFilter()
case_5_label_transform_filter.SetTransform(case_5_label_xform)
case_5_label_transform_filter.SetInputConnection(case_5_case_label.GetOutputPort())

case_5_label_mapper = vtkPolyDataMapper()
case_5_label_mapper.SetInputConnection(case_5_label_transform_filter.GetOutputPort())

case_5_label_actor = vtkActor()
case_5_label_actor.SetMapper(case_5_label_mapper)

case_5_base_model = vtkCubeSource()
case_5_base_model.SetXLength(1.5)
case_5_base_model.SetYLength(0.01)
case_5_base_model.SetZLength(1.5)

case_5_base_mapper = vtkPolyDataMapper()
case_5_base_mapper.SetInputConnection(case_5_base_model.GetOutputPort())

case_5_base_actor = vtkActor()
case_5_base_actor.SetMapper(case_5_base_mapper)
case_5_base_actor.SetPosition(0.5, -0.09, 0.5)

renderer_5.AddActor(case_5_triangle_edge_actor)
renderer_5.AddActor(case_5_base_actor)
renderer_5.AddActor(case_5_label_actor)
renderer_5.AddActor(case_5_cube_edges_actor)
renderer_5.AddActor(case_5_cube_vertices_actor)
renderer_5.AddActor(case_5_triangle_actor)

# --- Case 6: 00011010 ---

case_6_scalars = vtkFloatArray()
case_6_scalars.InsertNextValue(0.0)
case_6_scalars.InsertNextValue(1.0)
case_6_scalars.InsertNextValue(0.0)
case_6_scalars.InsertNextValue(1.0)
case_6_scalars.InsertNextValue(1.0)
case_6_scalars.InsertNextValue(0.0)
case_6_scalars.InsertNextValue(0.0)
case_6_scalars.InsertNextValue(0.0)

case_6_points = vtkPoints()
case_6_points.InsertNextPoint(0, 0, 0)
case_6_points.InsertNextPoint(1, 0, 0)
case_6_points.InsertNextPoint(1, 1, 0)
case_6_points.InsertNextPoint(0, 1, 0)
case_6_points.InsertNextPoint(0, 0, 1)
case_6_points.InsertNextPoint(1, 0, 1)
case_6_points.InsertNextPoint(1, 1, 1)
case_6_points.InsertNextPoint(0, 1, 1)

case_6_ids = vtkIdList()
case_6_ids.InsertNextId(0)
case_6_ids.InsertNextId(1)
case_6_ids.InsertNextId(2)
case_6_ids.InsertNextId(3)
case_6_ids.InsertNextId(4)
case_6_ids.InsertNextId(5)
case_6_ids.InsertNextId(6)
case_6_ids.InsertNextId(7)

case_6_grid = vtkUnstructuredGrid()
case_6_grid.Allocate(10, 10)
case_6_grid.InsertNextCell(12, case_6_ids)
case_6_grid.SetPoints(case_6_points)
case_6_grid.GetPointData().SetScalars(case_6_scalars)

case_6_marching = vtkContourFilter()
case_6_marching.SetInputData(case_6_grid)
case_6_marching.SetValue(0, 0.5)
case_6_marching.Update()

case_6_triangle_edges = vtkExtractEdges()
case_6_triangle_edges.SetInputConnection(case_6_marching.GetOutputPort())

case_6_triangle_edge_tubes = vtkTubeFilter()
case_6_triangle_edge_tubes.SetInputConnection(case_6_triangle_edges.GetOutputPort())
case_6_triangle_edge_tubes.SetRadius(0.005)
case_6_triangle_edge_tubes.SetNumberOfSides(6)
case_6_triangle_edge_tubes.UseDefaultNormalOn()
case_6_triangle_edge_tubes.SetDefaultNormal(0.577, 0.577, 0.577)

case_6_triangle_edge_mapper = vtkPolyDataMapper()
case_6_triangle_edge_mapper.SetInputConnection(case_6_triangle_edge_tubes.GetOutputPort())
case_6_triangle_edge_mapper.ScalarVisibilityOff()

case_6_triangle_edge_actor = vtkActor()
case_6_triangle_edge_actor.SetMapper(case_6_triangle_edge_mapper)
case_6_triangle_edge_actor.GetProperty().SetDiffuseColor(lamp_black)
case_6_triangle_edge_actor.GetProperty().SetSpecular(0.4)
case_6_triangle_edge_actor.GetProperty().SetSpecularPower(10)

case_6_shrinker = vtkShrinkPolyData()
case_6_shrinker.SetShrinkFactor(1)
case_6_shrinker.SetInputConnection(case_6_marching.GetOutputPort())

case_6_triangle_mapper = vtkPolyDataMapper()
case_6_triangle_mapper.ScalarVisibilityOff()
case_6_triangle_mapper.SetInputConnection(case_6_shrinker.GetOutputPort())

case_6_triangle_actor = vtkActor()
case_6_triangle_actor.SetMapper(case_6_triangle_mapper)
case_6_triangle_actor.GetProperty().SetDiffuseColor(banana)
case_6_triangle_actor.GetProperty().SetOpacity(0.6)

case_6_cube_model = vtkCubeSource()
case_6_cube_model.SetCenter(0.5, 0.5, 0.5)

case_6_cube_edges_filter = vtkExtractEdges()
case_6_cube_edges_filter.SetInputConnection(case_6_cube_model.GetOutputPort())

case_6_cube_tubes = vtkTubeFilter()
case_6_cube_tubes.SetInputConnection(case_6_cube_edges_filter.GetOutputPort())
case_6_cube_tubes.SetRadius(0.01)
case_6_cube_tubes.SetNumberOfSides(6)
case_6_cube_tubes.UseDefaultNormalOn()
case_6_cube_tubes.SetDefaultNormal(0.577, 0.577, 0.577)

case_6_cube_tube_mapper = vtkPolyDataMapper()
case_6_cube_tube_mapper.SetInputConnection(case_6_cube_tubes.GetOutputPort())

case_6_cube_edges_actor = vtkActor()
case_6_cube_edges_actor.SetMapper(case_6_cube_tube_mapper)
case_6_cube_edges_actor.GetProperty().SetDiffuseColor(khaki)
case_6_cube_edges_actor.GetProperty().SetSpecular(0.4)
case_6_cube_edges_actor.GetProperty().SetSpecularPower(10)

case_6_sphere_source = vtkSphereSource()
case_6_sphere_source.SetRadius(0.04)
case_6_sphere_source.SetPhiResolution(20)
case_6_sphere_source.SetThetaResolution(20)

case_6_threshold_in = vtkThresholdPoints()
case_6_threshold_in.SetInputData(case_6_grid)
case_6_threshold_in.SetUpperThreshold(0.5)
case_6_threshold_in.SetThresholdFunction(case_6_threshold_in.THRESHOLD_UPPER)

case_6_vertices_glyph = vtkGlyph3D()
case_6_vertices_glyph.SetInputConnection(case_6_threshold_in.GetOutputPort())
case_6_vertices_glyph.SetSourceConnection(case_6_sphere_source.GetOutputPort())

case_6_sphere_mapper = vtkPolyDataMapper()
case_6_sphere_mapper.SetInputConnection(case_6_vertices_glyph.GetOutputPort())
case_6_sphere_mapper.ScalarVisibilityOff()

case_6_cube_vertices_actor = vtkActor()
case_6_cube_vertices_actor.SetMapper(case_6_sphere_mapper)
case_6_cube_vertices_actor.GetProperty().SetDiffuseColor(tomato)

case_6_case_label = vtkVectorText()
case_6_case_label.SetText("Case 6 - 00011010")

case_6_label_xform = vtkTransform()
case_6_label_xform.Identity()
case_6_label_xform.Translate(-0.2, 0, 1.25)
case_6_label_xform.Scale(0.05, 0.05, 0.05)

case_6_label_transform_filter = vtkTransformPolyDataFilter()
case_6_label_transform_filter.SetTransform(case_6_label_xform)
case_6_label_transform_filter.SetInputConnection(case_6_case_label.GetOutputPort())

case_6_label_mapper = vtkPolyDataMapper()
case_6_label_mapper.SetInputConnection(case_6_label_transform_filter.GetOutputPort())

case_6_label_actor = vtkActor()
case_6_label_actor.SetMapper(case_6_label_mapper)

case_6_base_model = vtkCubeSource()
case_6_base_model.SetXLength(1.5)
case_6_base_model.SetYLength(0.01)
case_6_base_model.SetZLength(1.5)

case_6_base_mapper = vtkPolyDataMapper()
case_6_base_mapper.SetInputConnection(case_6_base_model.GetOutputPort())

case_6_base_actor = vtkActor()
case_6_base_actor.SetMapper(case_6_base_mapper)
case_6_base_actor.SetPosition(0.5, -0.09, 0.5)

renderer_6.AddActor(case_6_triangle_edge_actor)
renderer_6.AddActor(case_6_base_actor)
renderer_6.AddActor(case_6_label_actor)
renderer_6.AddActor(case_6_cube_edges_actor)
renderer_6.AddActor(case_6_cube_vertices_actor)
renderer_6.AddActor(case_6_triangle_actor)

# --- Case 7: 01000011 ---

case_7_scalars = vtkFloatArray()
case_7_scalars.InsertNextValue(1.0)
case_7_scalars.InsertNextValue(1.0)
case_7_scalars.InsertNextValue(0.0)
case_7_scalars.InsertNextValue(0.0)
case_7_scalars.InsertNextValue(0.0)
case_7_scalars.InsertNextValue(0.0)
case_7_scalars.InsertNextValue(1.0)
case_7_scalars.InsertNextValue(0.0)

case_7_points = vtkPoints()
case_7_points.InsertNextPoint(0, 0, 0)
case_7_points.InsertNextPoint(1, 0, 0)
case_7_points.InsertNextPoint(1, 1, 0)
case_7_points.InsertNextPoint(0, 1, 0)
case_7_points.InsertNextPoint(0, 0, 1)
case_7_points.InsertNextPoint(1, 0, 1)
case_7_points.InsertNextPoint(1, 1, 1)
case_7_points.InsertNextPoint(0, 1, 1)

case_7_ids = vtkIdList()
case_7_ids.InsertNextId(0)
case_7_ids.InsertNextId(1)
case_7_ids.InsertNextId(2)
case_7_ids.InsertNextId(3)
case_7_ids.InsertNextId(4)
case_7_ids.InsertNextId(5)
case_7_ids.InsertNextId(6)
case_7_ids.InsertNextId(7)

case_7_grid = vtkUnstructuredGrid()
case_7_grid.Allocate(10, 10)
case_7_grid.InsertNextCell(12, case_7_ids)
case_7_grid.SetPoints(case_7_points)
case_7_grid.GetPointData().SetScalars(case_7_scalars)

case_7_marching = vtkContourFilter()
case_7_marching.SetInputData(case_7_grid)
case_7_marching.SetValue(0, 0.5)
case_7_marching.Update()

case_7_triangle_edges = vtkExtractEdges()
case_7_triangle_edges.SetInputConnection(case_7_marching.GetOutputPort())

case_7_triangle_edge_tubes = vtkTubeFilter()
case_7_triangle_edge_tubes.SetInputConnection(case_7_triangle_edges.GetOutputPort())
case_7_triangle_edge_tubes.SetRadius(0.005)
case_7_triangle_edge_tubes.SetNumberOfSides(6)
case_7_triangle_edge_tubes.UseDefaultNormalOn()
case_7_triangle_edge_tubes.SetDefaultNormal(0.577, 0.577, 0.577)

case_7_triangle_edge_mapper = vtkPolyDataMapper()
case_7_triangle_edge_mapper.SetInputConnection(case_7_triangle_edge_tubes.GetOutputPort())
case_7_triangle_edge_mapper.ScalarVisibilityOff()

case_7_triangle_edge_actor = vtkActor()
case_7_triangle_edge_actor.SetMapper(case_7_triangle_edge_mapper)
case_7_triangle_edge_actor.GetProperty().SetDiffuseColor(lamp_black)
case_7_triangle_edge_actor.GetProperty().SetSpecular(0.4)
case_7_triangle_edge_actor.GetProperty().SetSpecularPower(10)

case_7_shrinker = vtkShrinkPolyData()
case_7_shrinker.SetShrinkFactor(1)
case_7_shrinker.SetInputConnection(case_7_marching.GetOutputPort())

case_7_triangle_mapper = vtkPolyDataMapper()
case_7_triangle_mapper.ScalarVisibilityOff()
case_7_triangle_mapper.SetInputConnection(case_7_shrinker.GetOutputPort())

case_7_triangle_actor = vtkActor()
case_7_triangle_actor.SetMapper(case_7_triangle_mapper)
case_7_triangle_actor.GetProperty().SetDiffuseColor(banana)
case_7_triangle_actor.GetProperty().SetOpacity(0.6)

case_7_cube_model = vtkCubeSource()
case_7_cube_model.SetCenter(0.5, 0.5, 0.5)

case_7_cube_edges_filter = vtkExtractEdges()
case_7_cube_edges_filter.SetInputConnection(case_7_cube_model.GetOutputPort())

case_7_cube_tubes = vtkTubeFilter()
case_7_cube_tubes.SetInputConnection(case_7_cube_edges_filter.GetOutputPort())
case_7_cube_tubes.SetRadius(0.01)
case_7_cube_tubes.SetNumberOfSides(6)
case_7_cube_tubes.UseDefaultNormalOn()
case_7_cube_tubes.SetDefaultNormal(0.577, 0.577, 0.577)

case_7_cube_tube_mapper = vtkPolyDataMapper()
case_7_cube_tube_mapper.SetInputConnection(case_7_cube_tubes.GetOutputPort())

case_7_cube_edges_actor = vtkActor()
case_7_cube_edges_actor.SetMapper(case_7_cube_tube_mapper)
case_7_cube_edges_actor.GetProperty().SetDiffuseColor(khaki)
case_7_cube_edges_actor.GetProperty().SetSpecular(0.4)
case_7_cube_edges_actor.GetProperty().SetSpecularPower(10)

case_7_sphere_source = vtkSphereSource()
case_7_sphere_source.SetRadius(0.04)
case_7_sphere_source.SetPhiResolution(20)
case_7_sphere_source.SetThetaResolution(20)

case_7_threshold_in = vtkThresholdPoints()
case_7_threshold_in.SetInputData(case_7_grid)
case_7_threshold_in.SetUpperThreshold(0.5)
case_7_threshold_in.SetThresholdFunction(case_7_threshold_in.THRESHOLD_UPPER)

case_7_vertices_glyph = vtkGlyph3D()
case_7_vertices_glyph.SetInputConnection(case_7_threshold_in.GetOutputPort())
case_7_vertices_glyph.SetSourceConnection(case_7_sphere_source.GetOutputPort())

case_7_sphere_mapper = vtkPolyDataMapper()
case_7_sphere_mapper.SetInputConnection(case_7_vertices_glyph.GetOutputPort())
case_7_sphere_mapper.ScalarVisibilityOff()

case_7_cube_vertices_actor = vtkActor()
case_7_cube_vertices_actor.SetMapper(case_7_sphere_mapper)
case_7_cube_vertices_actor.GetProperty().SetDiffuseColor(tomato)

case_7_case_label = vtkVectorText()
case_7_case_label.SetText("Case 7 - 01000011")

case_7_label_xform = vtkTransform()
case_7_label_xform.Identity()
case_7_label_xform.Translate(-0.2, 0, 1.25)
case_7_label_xform.Scale(0.05, 0.05, 0.05)

case_7_label_transform_filter = vtkTransformPolyDataFilter()
case_7_label_transform_filter.SetTransform(case_7_label_xform)
case_7_label_transform_filter.SetInputConnection(case_7_case_label.GetOutputPort())

case_7_label_mapper = vtkPolyDataMapper()
case_7_label_mapper.SetInputConnection(case_7_label_transform_filter.GetOutputPort())

case_7_label_actor = vtkActor()
case_7_label_actor.SetMapper(case_7_label_mapper)

case_7_base_model = vtkCubeSource()
case_7_base_model.SetXLength(1.5)
case_7_base_model.SetYLength(0.01)
case_7_base_model.SetZLength(1.5)

case_7_base_mapper = vtkPolyDataMapper()
case_7_base_mapper.SetInputConnection(case_7_base_model.GetOutputPort())

case_7_base_actor = vtkActor()
case_7_base_actor.SetMapper(case_7_base_mapper)
case_7_base_actor.SetPosition(0.5, -0.09, 0.5)

renderer_7.AddActor(case_7_triangle_edge_actor)
renderer_7.AddActor(case_7_base_actor)
renderer_7.AddActor(case_7_label_actor)
renderer_7.AddActor(case_7_cube_edges_actor)
renderer_7.AddActor(case_7_cube_vertices_actor)
renderer_7.AddActor(case_7_triangle_actor)

# --- Case 8: 00110011 ---

case_8_scalars = vtkFloatArray()
case_8_scalars.InsertNextValue(1.0)
case_8_scalars.InsertNextValue(1.0)
case_8_scalars.InsertNextValue(0.0)
case_8_scalars.InsertNextValue(0.0)
case_8_scalars.InsertNextValue(1.0)
case_8_scalars.InsertNextValue(1.0)
case_8_scalars.InsertNextValue(0.0)
case_8_scalars.InsertNextValue(0.0)

case_8_points = vtkPoints()
case_8_points.InsertNextPoint(0, 0, 0)
case_8_points.InsertNextPoint(1, 0, 0)
case_8_points.InsertNextPoint(1, 1, 0)
case_8_points.InsertNextPoint(0, 1, 0)
case_8_points.InsertNextPoint(0, 0, 1)
case_8_points.InsertNextPoint(1, 0, 1)
case_8_points.InsertNextPoint(1, 1, 1)
case_8_points.InsertNextPoint(0, 1, 1)

case_8_ids = vtkIdList()
case_8_ids.InsertNextId(0)
case_8_ids.InsertNextId(1)
case_8_ids.InsertNextId(2)
case_8_ids.InsertNextId(3)
case_8_ids.InsertNextId(4)
case_8_ids.InsertNextId(5)
case_8_ids.InsertNextId(6)
case_8_ids.InsertNextId(7)

case_8_grid = vtkUnstructuredGrid()
case_8_grid.Allocate(10, 10)
case_8_grid.InsertNextCell(12, case_8_ids)
case_8_grid.SetPoints(case_8_points)
case_8_grid.GetPointData().SetScalars(case_8_scalars)

case_8_marching = vtkContourFilter()
case_8_marching.SetInputData(case_8_grid)
case_8_marching.SetValue(0, 0.5)
case_8_marching.Update()

case_8_triangle_edges = vtkExtractEdges()
case_8_triangle_edges.SetInputConnection(case_8_marching.GetOutputPort())

case_8_triangle_edge_tubes = vtkTubeFilter()
case_8_triangle_edge_tubes.SetInputConnection(case_8_triangle_edges.GetOutputPort())
case_8_triangle_edge_tubes.SetRadius(0.005)
case_8_triangle_edge_tubes.SetNumberOfSides(6)
case_8_triangle_edge_tubes.UseDefaultNormalOn()
case_8_triangle_edge_tubes.SetDefaultNormal(0.577, 0.577, 0.577)

case_8_triangle_edge_mapper = vtkPolyDataMapper()
case_8_triangle_edge_mapper.SetInputConnection(case_8_triangle_edge_tubes.GetOutputPort())
case_8_triangle_edge_mapper.ScalarVisibilityOff()

case_8_triangle_edge_actor = vtkActor()
case_8_triangle_edge_actor.SetMapper(case_8_triangle_edge_mapper)
case_8_triangle_edge_actor.GetProperty().SetDiffuseColor(lamp_black)
case_8_triangle_edge_actor.GetProperty().SetSpecular(0.4)
case_8_triangle_edge_actor.GetProperty().SetSpecularPower(10)

case_8_shrinker = vtkShrinkPolyData()
case_8_shrinker.SetShrinkFactor(1)
case_8_shrinker.SetInputConnection(case_8_marching.GetOutputPort())

case_8_triangle_mapper = vtkPolyDataMapper()
case_8_triangle_mapper.ScalarVisibilityOff()
case_8_triangle_mapper.SetInputConnection(case_8_shrinker.GetOutputPort())

case_8_triangle_actor = vtkActor()
case_8_triangle_actor.SetMapper(case_8_triangle_mapper)
case_8_triangle_actor.GetProperty().SetDiffuseColor(banana)
case_8_triangle_actor.GetProperty().SetOpacity(0.6)

case_8_cube_model = vtkCubeSource()
case_8_cube_model.SetCenter(0.5, 0.5, 0.5)

case_8_cube_edges_filter = vtkExtractEdges()
case_8_cube_edges_filter.SetInputConnection(case_8_cube_model.GetOutputPort())

case_8_cube_tubes = vtkTubeFilter()
case_8_cube_tubes.SetInputConnection(case_8_cube_edges_filter.GetOutputPort())
case_8_cube_tubes.SetRadius(0.01)
case_8_cube_tubes.SetNumberOfSides(6)
case_8_cube_tubes.UseDefaultNormalOn()
case_8_cube_tubes.SetDefaultNormal(0.577, 0.577, 0.577)

case_8_cube_tube_mapper = vtkPolyDataMapper()
case_8_cube_tube_mapper.SetInputConnection(case_8_cube_tubes.GetOutputPort())

case_8_cube_edges_actor = vtkActor()
case_8_cube_edges_actor.SetMapper(case_8_cube_tube_mapper)
case_8_cube_edges_actor.GetProperty().SetDiffuseColor(khaki)
case_8_cube_edges_actor.GetProperty().SetSpecular(0.4)
case_8_cube_edges_actor.GetProperty().SetSpecularPower(10)

case_8_sphere_source = vtkSphereSource()
case_8_sphere_source.SetRadius(0.04)
case_8_sphere_source.SetPhiResolution(20)
case_8_sphere_source.SetThetaResolution(20)

case_8_threshold_in = vtkThresholdPoints()
case_8_threshold_in.SetInputData(case_8_grid)
case_8_threshold_in.SetUpperThreshold(0.5)
case_8_threshold_in.SetThresholdFunction(case_8_threshold_in.THRESHOLD_UPPER)

case_8_vertices_glyph = vtkGlyph3D()
case_8_vertices_glyph.SetInputConnection(case_8_threshold_in.GetOutputPort())
case_8_vertices_glyph.SetSourceConnection(case_8_sphere_source.GetOutputPort())

case_8_sphere_mapper = vtkPolyDataMapper()
case_8_sphere_mapper.SetInputConnection(case_8_vertices_glyph.GetOutputPort())
case_8_sphere_mapper.ScalarVisibilityOff()

case_8_cube_vertices_actor = vtkActor()
case_8_cube_vertices_actor.SetMapper(case_8_sphere_mapper)
case_8_cube_vertices_actor.GetProperty().SetDiffuseColor(tomato)

case_8_case_label = vtkVectorText()
case_8_case_label.SetText("Case 8 - 00110011")

case_8_label_xform = vtkTransform()
case_8_label_xform.Identity()
case_8_label_xform.Translate(-0.2, 0, 1.25)
case_8_label_xform.Scale(0.05, 0.05, 0.05)

case_8_label_transform_filter = vtkTransformPolyDataFilter()
case_8_label_transform_filter.SetTransform(case_8_label_xform)
case_8_label_transform_filter.SetInputConnection(case_8_case_label.GetOutputPort())

case_8_label_mapper = vtkPolyDataMapper()
case_8_label_mapper.SetInputConnection(case_8_label_transform_filter.GetOutputPort())

case_8_label_actor = vtkActor()
case_8_label_actor.SetMapper(case_8_label_mapper)

case_8_base_model = vtkCubeSource()
case_8_base_model.SetXLength(1.5)
case_8_base_model.SetYLength(0.01)
case_8_base_model.SetZLength(1.5)

case_8_base_mapper = vtkPolyDataMapper()
case_8_base_mapper.SetInputConnection(case_8_base_model.GetOutputPort())

case_8_base_actor = vtkActor()
case_8_base_actor.SetMapper(case_8_base_mapper)
case_8_base_actor.SetPosition(0.5, -0.09, 0.5)

renderer_8.AddActor(case_8_triangle_edge_actor)
renderer_8.AddActor(case_8_base_actor)
renderer_8.AddActor(case_8_label_actor)
renderer_8.AddActor(case_8_cube_edges_actor)
renderer_8.AddActor(case_8_cube_vertices_actor)
renderer_8.AddActor(case_8_triangle_actor)

# --- Case 9: 01001110 ---

case_9_scalars = vtkFloatArray()
case_9_scalars.InsertNextValue(0.0)
case_9_scalars.InsertNextValue(1.0)
case_9_scalars.InsertNextValue(1.0)
case_9_scalars.InsertNextValue(1.0)
case_9_scalars.InsertNextValue(0.0)
case_9_scalars.InsertNextValue(0.0)
case_9_scalars.InsertNextValue(1.0)
case_9_scalars.InsertNextValue(0.0)

case_9_points = vtkPoints()
case_9_points.InsertNextPoint(0, 0, 0)
case_9_points.InsertNextPoint(1, 0, 0)
case_9_points.InsertNextPoint(1, 1, 0)
case_9_points.InsertNextPoint(0, 1, 0)
case_9_points.InsertNextPoint(0, 0, 1)
case_9_points.InsertNextPoint(1, 0, 1)
case_9_points.InsertNextPoint(1, 1, 1)
case_9_points.InsertNextPoint(0, 1, 1)

case_9_ids = vtkIdList()
case_9_ids.InsertNextId(0)
case_9_ids.InsertNextId(1)
case_9_ids.InsertNextId(2)
case_9_ids.InsertNextId(3)
case_9_ids.InsertNextId(4)
case_9_ids.InsertNextId(5)
case_9_ids.InsertNextId(6)
case_9_ids.InsertNextId(7)

case_9_grid = vtkUnstructuredGrid()
case_9_grid.Allocate(10, 10)
case_9_grid.InsertNextCell(12, case_9_ids)
case_9_grid.SetPoints(case_9_points)
case_9_grid.GetPointData().SetScalars(case_9_scalars)

case_9_marching = vtkContourFilter()
case_9_marching.SetInputData(case_9_grid)
case_9_marching.SetValue(0, 0.5)
case_9_marching.Update()

case_9_triangle_edges = vtkExtractEdges()
case_9_triangle_edges.SetInputConnection(case_9_marching.GetOutputPort())

case_9_triangle_edge_tubes = vtkTubeFilter()
case_9_triangle_edge_tubes.SetInputConnection(case_9_triangle_edges.GetOutputPort())
case_9_triangle_edge_tubes.SetRadius(0.005)
case_9_triangle_edge_tubes.SetNumberOfSides(6)
case_9_triangle_edge_tubes.UseDefaultNormalOn()
case_9_triangle_edge_tubes.SetDefaultNormal(0.577, 0.577, 0.577)

case_9_triangle_edge_mapper = vtkPolyDataMapper()
case_9_triangle_edge_mapper.SetInputConnection(case_9_triangle_edge_tubes.GetOutputPort())
case_9_triangle_edge_mapper.ScalarVisibilityOff()

case_9_triangle_edge_actor = vtkActor()
case_9_triangle_edge_actor.SetMapper(case_9_triangle_edge_mapper)
case_9_triangle_edge_actor.GetProperty().SetDiffuseColor(lamp_black)
case_9_triangle_edge_actor.GetProperty().SetSpecular(0.4)
case_9_triangle_edge_actor.GetProperty().SetSpecularPower(10)

case_9_shrinker = vtkShrinkPolyData()
case_9_shrinker.SetShrinkFactor(1)
case_9_shrinker.SetInputConnection(case_9_marching.GetOutputPort())

case_9_triangle_mapper = vtkPolyDataMapper()
case_9_triangle_mapper.ScalarVisibilityOff()
case_9_triangle_mapper.SetInputConnection(case_9_shrinker.GetOutputPort())

case_9_triangle_actor = vtkActor()
case_9_triangle_actor.SetMapper(case_9_triangle_mapper)
case_9_triangle_actor.GetProperty().SetDiffuseColor(banana)
case_9_triangle_actor.GetProperty().SetOpacity(0.6)

case_9_cube_model = vtkCubeSource()
case_9_cube_model.SetCenter(0.5, 0.5, 0.5)

case_9_cube_edges_filter = vtkExtractEdges()
case_9_cube_edges_filter.SetInputConnection(case_9_cube_model.GetOutputPort())

case_9_cube_tubes = vtkTubeFilter()
case_9_cube_tubes.SetInputConnection(case_9_cube_edges_filter.GetOutputPort())
case_9_cube_tubes.SetRadius(0.01)
case_9_cube_tubes.SetNumberOfSides(6)
case_9_cube_tubes.UseDefaultNormalOn()
case_9_cube_tubes.SetDefaultNormal(0.577, 0.577, 0.577)

case_9_cube_tube_mapper = vtkPolyDataMapper()
case_9_cube_tube_mapper.SetInputConnection(case_9_cube_tubes.GetOutputPort())

case_9_cube_edges_actor = vtkActor()
case_9_cube_edges_actor.SetMapper(case_9_cube_tube_mapper)
case_9_cube_edges_actor.GetProperty().SetDiffuseColor(khaki)
case_9_cube_edges_actor.GetProperty().SetSpecular(0.4)
case_9_cube_edges_actor.GetProperty().SetSpecularPower(10)

case_9_sphere_source = vtkSphereSource()
case_9_sphere_source.SetRadius(0.04)
case_9_sphere_source.SetPhiResolution(20)
case_9_sphere_source.SetThetaResolution(20)

case_9_threshold_in = vtkThresholdPoints()
case_9_threshold_in.SetInputData(case_9_grid)
case_9_threshold_in.SetUpperThreshold(0.5)
case_9_threshold_in.SetThresholdFunction(case_9_threshold_in.THRESHOLD_UPPER)

case_9_vertices_glyph = vtkGlyph3D()
case_9_vertices_glyph.SetInputConnection(case_9_threshold_in.GetOutputPort())
case_9_vertices_glyph.SetSourceConnection(case_9_sphere_source.GetOutputPort())

case_9_sphere_mapper = vtkPolyDataMapper()
case_9_sphere_mapper.SetInputConnection(case_9_vertices_glyph.GetOutputPort())
case_9_sphere_mapper.ScalarVisibilityOff()

case_9_cube_vertices_actor = vtkActor()
case_9_cube_vertices_actor.SetMapper(case_9_sphere_mapper)
case_9_cube_vertices_actor.GetProperty().SetDiffuseColor(tomato)

case_9_case_label = vtkVectorText()
case_9_case_label.SetText("Case 9 - 01001110")

case_9_label_xform = vtkTransform()
case_9_label_xform.Identity()
case_9_label_xform.Translate(-0.2, 0, 1.25)
case_9_label_xform.Scale(0.05, 0.05, 0.05)

case_9_label_transform_filter = vtkTransformPolyDataFilter()
case_9_label_transform_filter.SetTransform(case_9_label_xform)
case_9_label_transform_filter.SetInputConnection(case_9_case_label.GetOutputPort())

case_9_label_mapper = vtkPolyDataMapper()
case_9_label_mapper.SetInputConnection(case_9_label_transform_filter.GetOutputPort())

case_9_label_actor = vtkActor()
case_9_label_actor.SetMapper(case_9_label_mapper)

case_9_base_model = vtkCubeSource()
case_9_base_model.SetXLength(1.5)
case_9_base_model.SetYLength(0.01)
case_9_base_model.SetZLength(1.5)

case_9_base_mapper = vtkPolyDataMapper()
case_9_base_mapper.SetInputConnection(case_9_base_model.GetOutputPort())

case_9_base_actor = vtkActor()
case_9_base_actor.SetMapper(case_9_base_mapper)
case_9_base_actor.SetPosition(0.5, -0.09, 0.5)

renderer_9.AddActor(case_9_triangle_edge_actor)
renderer_9.AddActor(case_9_base_actor)
renderer_9.AddActor(case_9_label_actor)
renderer_9.AddActor(case_9_cube_edges_actor)
renderer_9.AddActor(case_9_cube_vertices_actor)
renderer_9.AddActor(case_9_triangle_actor)

# --- Case 10: 01101001 ---

case_10_scalars = vtkFloatArray()
case_10_scalars.InsertNextValue(1.0)
case_10_scalars.InsertNextValue(0.0)
case_10_scalars.InsertNextValue(0.0)
case_10_scalars.InsertNextValue(1.0)
case_10_scalars.InsertNextValue(0.0)
case_10_scalars.InsertNextValue(1.0)
case_10_scalars.InsertNextValue(1.0)
case_10_scalars.InsertNextValue(0.0)

case_10_points = vtkPoints()
case_10_points.InsertNextPoint(0, 0, 0)
case_10_points.InsertNextPoint(1, 0, 0)
case_10_points.InsertNextPoint(1, 1, 0)
case_10_points.InsertNextPoint(0, 1, 0)
case_10_points.InsertNextPoint(0, 0, 1)
case_10_points.InsertNextPoint(1, 0, 1)
case_10_points.InsertNextPoint(1, 1, 1)
case_10_points.InsertNextPoint(0, 1, 1)

case_10_ids = vtkIdList()
case_10_ids.InsertNextId(0)
case_10_ids.InsertNextId(1)
case_10_ids.InsertNextId(2)
case_10_ids.InsertNextId(3)
case_10_ids.InsertNextId(4)
case_10_ids.InsertNextId(5)
case_10_ids.InsertNextId(6)
case_10_ids.InsertNextId(7)

case_10_grid = vtkUnstructuredGrid()
case_10_grid.Allocate(10, 10)
case_10_grid.InsertNextCell(12, case_10_ids)
case_10_grid.SetPoints(case_10_points)
case_10_grid.GetPointData().SetScalars(case_10_scalars)

case_10_marching = vtkContourFilter()
case_10_marching.SetInputData(case_10_grid)
case_10_marching.SetValue(0, 0.5)
case_10_marching.Update()

case_10_triangle_edges = vtkExtractEdges()
case_10_triangle_edges.SetInputConnection(case_10_marching.GetOutputPort())

case_10_triangle_edge_tubes = vtkTubeFilter()
case_10_triangle_edge_tubes.SetInputConnection(case_10_triangle_edges.GetOutputPort())
case_10_triangle_edge_tubes.SetRadius(0.005)
case_10_triangle_edge_tubes.SetNumberOfSides(6)
case_10_triangle_edge_tubes.UseDefaultNormalOn()
case_10_triangle_edge_tubes.SetDefaultNormal(0.577, 0.577, 0.577)

case_10_triangle_edge_mapper = vtkPolyDataMapper()
case_10_triangle_edge_mapper.SetInputConnection(case_10_triangle_edge_tubes.GetOutputPort())
case_10_triangle_edge_mapper.ScalarVisibilityOff()

case_10_triangle_edge_actor = vtkActor()
case_10_triangle_edge_actor.SetMapper(case_10_triangle_edge_mapper)
case_10_triangle_edge_actor.GetProperty().SetDiffuseColor(lamp_black)
case_10_triangle_edge_actor.GetProperty().SetSpecular(0.4)
case_10_triangle_edge_actor.GetProperty().SetSpecularPower(10)

case_10_shrinker = vtkShrinkPolyData()
case_10_shrinker.SetShrinkFactor(1)
case_10_shrinker.SetInputConnection(case_10_marching.GetOutputPort())

case_10_triangle_mapper = vtkPolyDataMapper()
case_10_triangle_mapper.ScalarVisibilityOff()
case_10_triangle_mapper.SetInputConnection(case_10_shrinker.GetOutputPort())

case_10_triangle_actor = vtkActor()
case_10_triangle_actor.SetMapper(case_10_triangle_mapper)
case_10_triangle_actor.GetProperty().SetDiffuseColor(banana)
case_10_triangle_actor.GetProperty().SetOpacity(0.6)

case_10_cube_model = vtkCubeSource()
case_10_cube_model.SetCenter(0.5, 0.5, 0.5)

case_10_cube_edges_filter = vtkExtractEdges()
case_10_cube_edges_filter.SetInputConnection(case_10_cube_model.GetOutputPort())

case_10_cube_tubes = vtkTubeFilter()
case_10_cube_tubes.SetInputConnection(case_10_cube_edges_filter.GetOutputPort())
case_10_cube_tubes.SetRadius(0.01)
case_10_cube_tubes.SetNumberOfSides(6)
case_10_cube_tubes.UseDefaultNormalOn()
case_10_cube_tubes.SetDefaultNormal(0.577, 0.577, 0.577)

case_10_cube_tube_mapper = vtkPolyDataMapper()
case_10_cube_tube_mapper.SetInputConnection(case_10_cube_tubes.GetOutputPort())

case_10_cube_edges_actor = vtkActor()
case_10_cube_edges_actor.SetMapper(case_10_cube_tube_mapper)
case_10_cube_edges_actor.GetProperty().SetDiffuseColor(khaki)
case_10_cube_edges_actor.GetProperty().SetSpecular(0.4)
case_10_cube_edges_actor.GetProperty().SetSpecularPower(10)

case_10_sphere_source = vtkSphereSource()
case_10_sphere_source.SetRadius(0.04)
case_10_sphere_source.SetPhiResolution(20)
case_10_sphere_source.SetThetaResolution(20)

case_10_threshold_in = vtkThresholdPoints()
case_10_threshold_in.SetInputData(case_10_grid)
case_10_threshold_in.SetUpperThreshold(0.5)
case_10_threshold_in.SetThresholdFunction(case_10_threshold_in.THRESHOLD_UPPER)

case_10_vertices_glyph = vtkGlyph3D()
case_10_vertices_glyph.SetInputConnection(case_10_threshold_in.GetOutputPort())
case_10_vertices_glyph.SetSourceConnection(case_10_sphere_source.GetOutputPort())

case_10_sphere_mapper = vtkPolyDataMapper()
case_10_sphere_mapper.SetInputConnection(case_10_vertices_glyph.GetOutputPort())
case_10_sphere_mapper.ScalarVisibilityOff()

case_10_cube_vertices_actor = vtkActor()
case_10_cube_vertices_actor.SetMapper(case_10_sphere_mapper)
case_10_cube_vertices_actor.GetProperty().SetDiffuseColor(tomato)

case_10_case_label = vtkVectorText()
case_10_case_label.SetText("Case 10 - 01101001")

case_10_label_xform = vtkTransform()
case_10_label_xform.Identity()
case_10_label_xform.Translate(-0.2, 0, 1.25)
case_10_label_xform.Scale(0.05, 0.05, 0.05)

case_10_label_transform_filter = vtkTransformPolyDataFilter()
case_10_label_transform_filter.SetTransform(case_10_label_xform)
case_10_label_transform_filter.SetInputConnection(case_10_case_label.GetOutputPort())

case_10_label_mapper = vtkPolyDataMapper()
case_10_label_mapper.SetInputConnection(case_10_label_transform_filter.GetOutputPort())

case_10_label_actor = vtkActor()
case_10_label_actor.SetMapper(case_10_label_mapper)

case_10_base_model = vtkCubeSource()
case_10_base_model.SetXLength(1.5)
case_10_base_model.SetYLength(0.01)
case_10_base_model.SetZLength(1.5)

case_10_base_mapper = vtkPolyDataMapper()
case_10_base_mapper.SetInputConnection(case_10_base_model.GetOutputPort())

case_10_base_actor = vtkActor()
case_10_base_actor.SetMapper(case_10_base_mapper)
case_10_base_actor.SetPosition(0.5, -0.09, 0.5)

renderer_10.AddActor(case_10_triangle_edge_actor)
renderer_10.AddActor(case_10_base_actor)
renderer_10.AddActor(case_10_label_actor)
renderer_10.AddActor(case_10_cube_edges_actor)
renderer_10.AddActor(case_10_cube_vertices_actor)
renderer_10.AddActor(case_10_triangle_actor)

# --- Case 11: 01110001 ---

case_11_scalars = vtkFloatArray()
case_11_scalars.InsertNextValue(1.0)
case_11_scalars.InsertNextValue(0.0)
case_11_scalars.InsertNextValue(0.0)
case_11_scalars.InsertNextValue(0.0)
case_11_scalars.InsertNextValue(1.0)
case_11_scalars.InsertNextValue(1.0)
case_11_scalars.InsertNextValue(1.0)
case_11_scalars.InsertNextValue(0.0)

case_11_points = vtkPoints()
case_11_points.InsertNextPoint(0, 0, 0)
case_11_points.InsertNextPoint(1, 0, 0)
case_11_points.InsertNextPoint(1, 1, 0)
case_11_points.InsertNextPoint(0, 1, 0)
case_11_points.InsertNextPoint(0, 0, 1)
case_11_points.InsertNextPoint(1, 0, 1)
case_11_points.InsertNextPoint(1, 1, 1)
case_11_points.InsertNextPoint(0, 1, 1)

case_11_ids = vtkIdList()
case_11_ids.InsertNextId(0)
case_11_ids.InsertNextId(1)
case_11_ids.InsertNextId(2)
case_11_ids.InsertNextId(3)
case_11_ids.InsertNextId(4)
case_11_ids.InsertNextId(5)
case_11_ids.InsertNextId(6)
case_11_ids.InsertNextId(7)

case_11_grid = vtkUnstructuredGrid()
case_11_grid.Allocate(10, 10)
case_11_grid.InsertNextCell(12, case_11_ids)
case_11_grid.SetPoints(case_11_points)
case_11_grid.GetPointData().SetScalars(case_11_scalars)

case_11_marching = vtkContourFilter()
case_11_marching.SetInputData(case_11_grid)
case_11_marching.SetValue(0, 0.5)
case_11_marching.Update()

case_11_triangle_edges = vtkExtractEdges()
case_11_triangle_edges.SetInputConnection(case_11_marching.GetOutputPort())

case_11_triangle_edge_tubes = vtkTubeFilter()
case_11_triangle_edge_tubes.SetInputConnection(case_11_triangle_edges.GetOutputPort())
case_11_triangle_edge_tubes.SetRadius(0.005)
case_11_triangle_edge_tubes.SetNumberOfSides(6)
case_11_triangle_edge_tubes.UseDefaultNormalOn()
case_11_triangle_edge_tubes.SetDefaultNormal(0.577, 0.577, 0.577)

case_11_triangle_edge_mapper = vtkPolyDataMapper()
case_11_triangle_edge_mapper.SetInputConnection(case_11_triangle_edge_tubes.GetOutputPort())
case_11_triangle_edge_mapper.ScalarVisibilityOff()

case_11_triangle_edge_actor = vtkActor()
case_11_triangle_edge_actor.SetMapper(case_11_triangle_edge_mapper)
case_11_triangle_edge_actor.GetProperty().SetDiffuseColor(lamp_black)
case_11_triangle_edge_actor.GetProperty().SetSpecular(0.4)
case_11_triangle_edge_actor.GetProperty().SetSpecularPower(10)

case_11_shrinker = vtkShrinkPolyData()
case_11_shrinker.SetShrinkFactor(1)
case_11_shrinker.SetInputConnection(case_11_marching.GetOutputPort())

case_11_triangle_mapper = vtkPolyDataMapper()
case_11_triangle_mapper.ScalarVisibilityOff()
case_11_triangle_mapper.SetInputConnection(case_11_shrinker.GetOutputPort())

case_11_triangle_actor = vtkActor()
case_11_triangle_actor.SetMapper(case_11_triangle_mapper)
case_11_triangle_actor.GetProperty().SetDiffuseColor(banana)
case_11_triangle_actor.GetProperty().SetOpacity(0.6)

case_11_cube_model = vtkCubeSource()
case_11_cube_model.SetCenter(0.5, 0.5, 0.5)

case_11_cube_edges_filter = vtkExtractEdges()
case_11_cube_edges_filter.SetInputConnection(case_11_cube_model.GetOutputPort())

case_11_cube_tubes = vtkTubeFilter()
case_11_cube_tubes.SetInputConnection(case_11_cube_edges_filter.GetOutputPort())
case_11_cube_tubes.SetRadius(0.01)
case_11_cube_tubes.SetNumberOfSides(6)
case_11_cube_tubes.UseDefaultNormalOn()
case_11_cube_tubes.SetDefaultNormal(0.577, 0.577, 0.577)

case_11_cube_tube_mapper = vtkPolyDataMapper()
case_11_cube_tube_mapper.SetInputConnection(case_11_cube_tubes.GetOutputPort())

case_11_cube_edges_actor = vtkActor()
case_11_cube_edges_actor.SetMapper(case_11_cube_tube_mapper)
case_11_cube_edges_actor.GetProperty().SetDiffuseColor(khaki)
case_11_cube_edges_actor.GetProperty().SetSpecular(0.4)
case_11_cube_edges_actor.GetProperty().SetSpecularPower(10)

case_11_sphere_source = vtkSphereSource()
case_11_sphere_source.SetRadius(0.04)
case_11_sphere_source.SetPhiResolution(20)
case_11_sphere_source.SetThetaResolution(20)

case_11_threshold_in = vtkThresholdPoints()
case_11_threshold_in.SetInputData(case_11_grid)
case_11_threshold_in.SetUpperThreshold(0.5)
case_11_threshold_in.SetThresholdFunction(case_11_threshold_in.THRESHOLD_UPPER)

case_11_vertices_glyph = vtkGlyph3D()
case_11_vertices_glyph.SetInputConnection(case_11_threshold_in.GetOutputPort())
case_11_vertices_glyph.SetSourceConnection(case_11_sphere_source.GetOutputPort())

case_11_sphere_mapper = vtkPolyDataMapper()
case_11_sphere_mapper.SetInputConnection(case_11_vertices_glyph.GetOutputPort())
case_11_sphere_mapper.ScalarVisibilityOff()

case_11_cube_vertices_actor = vtkActor()
case_11_cube_vertices_actor.SetMapper(case_11_sphere_mapper)
case_11_cube_vertices_actor.GetProperty().SetDiffuseColor(tomato)

case_11_case_label = vtkVectorText()
case_11_case_label.SetText("Case 11 - 01110001")

case_11_label_xform = vtkTransform()
case_11_label_xform.Identity()
case_11_label_xform.Translate(-0.2, 0, 1.25)
case_11_label_xform.Scale(0.05, 0.05, 0.05)

case_11_label_transform_filter = vtkTransformPolyDataFilter()
case_11_label_transform_filter.SetTransform(case_11_label_xform)
case_11_label_transform_filter.SetInputConnection(case_11_case_label.GetOutputPort())

case_11_label_mapper = vtkPolyDataMapper()
case_11_label_mapper.SetInputConnection(case_11_label_transform_filter.GetOutputPort())

case_11_label_actor = vtkActor()
case_11_label_actor.SetMapper(case_11_label_mapper)

case_11_base_model = vtkCubeSource()
case_11_base_model.SetXLength(1.5)
case_11_base_model.SetYLength(0.01)
case_11_base_model.SetZLength(1.5)

case_11_base_mapper = vtkPolyDataMapper()
case_11_base_mapper.SetInputConnection(case_11_base_model.GetOutputPort())

case_11_base_actor = vtkActor()
case_11_base_actor.SetMapper(case_11_base_mapper)
case_11_base_actor.SetPosition(0.5, -0.09, 0.5)

renderer_11.AddActor(case_11_triangle_edge_actor)
renderer_11.AddActor(case_11_base_actor)
renderer_11.AddActor(case_11_label_actor)
renderer_11.AddActor(case_11_cube_edges_actor)
renderer_11.AddActor(case_11_cube_vertices_actor)
renderer_11.AddActor(case_11_triangle_actor)

# --- Case 12: 00111010 ---

case_12_scalars = vtkFloatArray()
case_12_scalars.InsertNextValue(0.0)
case_12_scalars.InsertNextValue(1.0)
case_12_scalars.InsertNextValue(0.0)
case_12_scalars.InsertNextValue(1.0)
case_12_scalars.InsertNextValue(1.0)
case_12_scalars.InsertNextValue(1.0)
case_12_scalars.InsertNextValue(0.0)
case_12_scalars.InsertNextValue(0.0)

case_12_points = vtkPoints()
case_12_points.InsertNextPoint(0, 0, 0)
case_12_points.InsertNextPoint(1, 0, 0)
case_12_points.InsertNextPoint(1, 1, 0)
case_12_points.InsertNextPoint(0, 1, 0)
case_12_points.InsertNextPoint(0, 0, 1)
case_12_points.InsertNextPoint(1, 0, 1)
case_12_points.InsertNextPoint(1, 1, 1)
case_12_points.InsertNextPoint(0, 1, 1)

case_12_ids = vtkIdList()
case_12_ids.InsertNextId(0)
case_12_ids.InsertNextId(1)
case_12_ids.InsertNextId(2)
case_12_ids.InsertNextId(3)
case_12_ids.InsertNextId(4)
case_12_ids.InsertNextId(5)
case_12_ids.InsertNextId(6)
case_12_ids.InsertNextId(7)

case_12_grid = vtkUnstructuredGrid()
case_12_grid.Allocate(10, 10)
case_12_grid.InsertNextCell(12, case_12_ids)
case_12_grid.SetPoints(case_12_points)
case_12_grid.GetPointData().SetScalars(case_12_scalars)

case_12_marching = vtkContourFilter()
case_12_marching.SetInputData(case_12_grid)
case_12_marching.SetValue(0, 0.5)
case_12_marching.Update()

case_12_triangle_edges = vtkExtractEdges()
case_12_triangle_edges.SetInputConnection(case_12_marching.GetOutputPort())

case_12_triangle_edge_tubes = vtkTubeFilter()
case_12_triangle_edge_tubes.SetInputConnection(case_12_triangle_edges.GetOutputPort())
case_12_triangle_edge_tubes.SetRadius(0.005)
case_12_triangle_edge_tubes.SetNumberOfSides(6)
case_12_triangle_edge_tubes.UseDefaultNormalOn()
case_12_triangle_edge_tubes.SetDefaultNormal(0.577, 0.577, 0.577)

case_12_triangle_edge_mapper = vtkPolyDataMapper()
case_12_triangle_edge_mapper.SetInputConnection(case_12_triangle_edge_tubes.GetOutputPort())
case_12_triangle_edge_mapper.ScalarVisibilityOff()

case_12_triangle_edge_actor = vtkActor()
case_12_triangle_edge_actor.SetMapper(case_12_triangle_edge_mapper)
case_12_triangle_edge_actor.GetProperty().SetDiffuseColor(lamp_black)
case_12_triangle_edge_actor.GetProperty().SetSpecular(0.4)
case_12_triangle_edge_actor.GetProperty().SetSpecularPower(10)

case_12_shrinker = vtkShrinkPolyData()
case_12_shrinker.SetShrinkFactor(1)
case_12_shrinker.SetInputConnection(case_12_marching.GetOutputPort())

case_12_triangle_mapper = vtkPolyDataMapper()
case_12_triangle_mapper.ScalarVisibilityOff()
case_12_triangle_mapper.SetInputConnection(case_12_shrinker.GetOutputPort())

case_12_triangle_actor = vtkActor()
case_12_triangle_actor.SetMapper(case_12_triangle_mapper)
case_12_triangle_actor.GetProperty().SetDiffuseColor(banana)
case_12_triangle_actor.GetProperty().SetOpacity(0.6)

case_12_cube_model = vtkCubeSource()
case_12_cube_model.SetCenter(0.5, 0.5, 0.5)

case_12_cube_edges_filter = vtkExtractEdges()
case_12_cube_edges_filter.SetInputConnection(case_12_cube_model.GetOutputPort())

case_12_cube_tubes = vtkTubeFilter()
case_12_cube_tubes.SetInputConnection(case_12_cube_edges_filter.GetOutputPort())
case_12_cube_tubes.SetRadius(0.01)
case_12_cube_tubes.SetNumberOfSides(6)
case_12_cube_tubes.UseDefaultNormalOn()
case_12_cube_tubes.SetDefaultNormal(0.577, 0.577, 0.577)

case_12_cube_tube_mapper = vtkPolyDataMapper()
case_12_cube_tube_mapper.SetInputConnection(case_12_cube_tubes.GetOutputPort())

case_12_cube_edges_actor = vtkActor()
case_12_cube_edges_actor.SetMapper(case_12_cube_tube_mapper)
case_12_cube_edges_actor.GetProperty().SetDiffuseColor(khaki)
case_12_cube_edges_actor.GetProperty().SetSpecular(0.4)
case_12_cube_edges_actor.GetProperty().SetSpecularPower(10)

case_12_sphere_source = vtkSphereSource()
case_12_sphere_source.SetRadius(0.04)
case_12_sphere_source.SetPhiResolution(20)
case_12_sphere_source.SetThetaResolution(20)

case_12_threshold_in = vtkThresholdPoints()
case_12_threshold_in.SetInputData(case_12_grid)
case_12_threshold_in.SetUpperThreshold(0.5)
case_12_threshold_in.SetThresholdFunction(case_12_threshold_in.THRESHOLD_UPPER)

case_12_vertices_glyph = vtkGlyph3D()
case_12_vertices_glyph.SetInputConnection(case_12_threshold_in.GetOutputPort())
case_12_vertices_glyph.SetSourceConnection(case_12_sphere_source.GetOutputPort())

case_12_sphere_mapper = vtkPolyDataMapper()
case_12_sphere_mapper.SetInputConnection(case_12_vertices_glyph.GetOutputPort())
case_12_sphere_mapper.ScalarVisibilityOff()

case_12_cube_vertices_actor = vtkActor()
case_12_cube_vertices_actor.SetMapper(case_12_sphere_mapper)
case_12_cube_vertices_actor.GetProperty().SetDiffuseColor(tomato)

case_12_case_label = vtkVectorText()
case_12_case_label.SetText("Case 12 - 00111010")

case_12_label_xform = vtkTransform()
case_12_label_xform.Identity()
case_12_label_xform.Translate(-0.2, 0, 1.25)
case_12_label_xform.Scale(0.05, 0.05, 0.05)

case_12_label_transform_filter = vtkTransformPolyDataFilter()
case_12_label_transform_filter.SetTransform(case_12_label_xform)
case_12_label_transform_filter.SetInputConnection(case_12_case_label.GetOutputPort())

case_12_label_mapper = vtkPolyDataMapper()
case_12_label_mapper.SetInputConnection(case_12_label_transform_filter.GetOutputPort())

case_12_label_actor = vtkActor()
case_12_label_actor.SetMapper(case_12_label_mapper)

case_12_base_model = vtkCubeSource()
case_12_base_model.SetXLength(1.5)
case_12_base_model.SetYLength(0.01)
case_12_base_model.SetZLength(1.5)

case_12_base_mapper = vtkPolyDataMapper()
case_12_base_mapper.SetInputConnection(case_12_base_model.GetOutputPort())

case_12_base_actor = vtkActor()
case_12_base_actor.SetMapper(case_12_base_mapper)
case_12_base_actor.SetPosition(0.5, -0.09, 0.5)

renderer_12.AddActor(case_12_triangle_edge_actor)
renderer_12.AddActor(case_12_base_actor)
renderer_12.AddActor(case_12_label_actor)
renderer_12.AddActor(case_12_cube_edges_actor)
renderer_12.AddActor(case_12_cube_vertices_actor)
renderer_12.AddActor(case_12_triangle_actor)

# --- Case 13: 01011010 ---

case_13_scalars = vtkFloatArray()
case_13_scalars.InsertNextValue(0.0)
case_13_scalars.InsertNextValue(1.0)
case_13_scalars.InsertNextValue(0.0)
case_13_scalars.InsertNextValue(1.0)
case_13_scalars.InsertNextValue(1.0)
case_13_scalars.InsertNextValue(0.0)
case_13_scalars.InsertNextValue(1.0)
case_13_scalars.InsertNextValue(0.0)

case_13_points = vtkPoints()
case_13_points.InsertNextPoint(0, 0, 0)
case_13_points.InsertNextPoint(1, 0, 0)
case_13_points.InsertNextPoint(1, 1, 0)
case_13_points.InsertNextPoint(0, 1, 0)
case_13_points.InsertNextPoint(0, 0, 1)
case_13_points.InsertNextPoint(1, 0, 1)
case_13_points.InsertNextPoint(1, 1, 1)
case_13_points.InsertNextPoint(0, 1, 1)

case_13_ids = vtkIdList()
case_13_ids.InsertNextId(0)
case_13_ids.InsertNextId(1)
case_13_ids.InsertNextId(2)
case_13_ids.InsertNextId(3)
case_13_ids.InsertNextId(4)
case_13_ids.InsertNextId(5)
case_13_ids.InsertNextId(6)
case_13_ids.InsertNextId(7)

case_13_grid = vtkUnstructuredGrid()
case_13_grid.Allocate(10, 10)
case_13_grid.InsertNextCell(12, case_13_ids)
case_13_grid.SetPoints(case_13_points)
case_13_grid.GetPointData().SetScalars(case_13_scalars)

case_13_marching = vtkContourFilter()
case_13_marching.SetInputData(case_13_grid)
case_13_marching.SetValue(0, 0.5)
case_13_marching.Update()

case_13_triangle_edges = vtkExtractEdges()
case_13_triangle_edges.SetInputConnection(case_13_marching.GetOutputPort())

case_13_triangle_edge_tubes = vtkTubeFilter()
case_13_triangle_edge_tubes.SetInputConnection(case_13_triangle_edges.GetOutputPort())
case_13_triangle_edge_tubes.SetRadius(0.005)
case_13_triangle_edge_tubes.SetNumberOfSides(6)
case_13_triangle_edge_tubes.UseDefaultNormalOn()
case_13_triangle_edge_tubes.SetDefaultNormal(0.577, 0.577, 0.577)

case_13_triangle_edge_mapper = vtkPolyDataMapper()
case_13_triangle_edge_mapper.SetInputConnection(case_13_triangle_edge_tubes.GetOutputPort())
case_13_triangle_edge_mapper.ScalarVisibilityOff()

case_13_triangle_edge_actor = vtkActor()
case_13_triangle_edge_actor.SetMapper(case_13_triangle_edge_mapper)
case_13_triangle_edge_actor.GetProperty().SetDiffuseColor(lamp_black)
case_13_triangle_edge_actor.GetProperty().SetSpecular(0.4)
case_13_triangle_edge_actor.GetProperty().SetSpecularPower(10)

case_13_shrinker = vtkShrinkPolyData()
case_13_shrinker.SetShrinkFactor(1)
case_13_shrinker.SetInputConnection(case_13_marching.GetOutputPort())

case_13_triangle_mapper = vtkPolyDataMapper()
case_13_triangle_mapper.ScalarVisibilityOff()
case_13_triangle_mapper.SetInputConnection(case_13_shrinker.GetOutputPort())

case_13_triangle_actor = vtkActor()
case_13_triangle_actor.SetMapper(case_13_triangle_mapper)
case_13_triangle_actor.GetProperty().SetDiffuseColor(banana)
case_13_triangle_actor.GetProperty().SetOpacity(0.6)

case_13_cube_model = vtkCubeSource()
case_13_cube_model.SetCenter(0.5, 0.5, 0.5)

case_13_cube_edges_filter = vtkExtractEdges()
case_13_cube_edges_filter.SetInputConnection(case_13_cube_model.GetOutputPort())

case_13_cube_tubes = vtkTubeFilter()
case_13_cube_tubes.SetInputConnection(case_13_cube_edges_filter.GetOutputPort())
case_13_cube_tubes.SetRadius(0.01)
case_13_cube_tubes.SetNumberOfSides(6)
case_13_cube_tubes.UseDefaultNormalOn()
case_13_cube_tubes.SetDefaultNormal(0.577, 0.577, 0.577)

case_13_cube_tube_mapper = vtkPolyDataMapper()
case_13_cube_tube_mapper.SetInputConnection(case_13_cube_tubes.GetOutputPort())

case_13_cube_edges_actor = vtkActor()
case_13_cube_edges_actor.SetMapper(case_13_cube_tube_mapper)
case_13_cube_edges_actor.GetProperty().SetDiffuseColor(khaki)
case_13_cube_edges_actor.GetProperty().SetSpecular(0.4)
case_13_cube_edges_actor.GetProperty().SetSpecularPower(10)

case_13_sphere_source = vtkSphereSource()
case_13_sphere_source.SetRadius(0.04)
case_13_sphere_source.SetPhiResolution(20)
case_13_sphere_source.SetThetaResolution(20)

case_13_threshold_in = vtkThresholdPoints()
case_13_threshold_in.SetInputData(case_13_grid)
case_13_threshold_in.SetUpperThreshold(0.5)
case_13_threshold_in.SetThresholdFunction(case_13_threshold_in.THRESHOLD_UPPER)

case_13_vertices_glyph = vtkGlyph3D()
case_13_vertices_glyph.SetInputConnection(case_13_threshold_in.GetOutputPort())
case_13_vertices_glyph.SetSourceConnection(case_13_sphere_source.GetOutputPort())

case_13_sphere_mapper = vtkPolyDataMapper()
case_13_sphere_mapper.SetInputConnection(case_13_vertices_glyph.GetOutputPort())
case_13_sphere_mapper.ScalarVisibilityOff()

case_13_cube_vertices_actor = vtkActor()
case_13_cube_vertices_actor.SetMapper(case_13_sphere_mapper)
case_13_cube_vertices_actor.GetProperty().SetDiffuseColor(tomato)

case_13_case_label = vtkVectorText()
case_13_case_label.SetText("Case 13 - 01011010")

case_13_label_xform = vtkTransform()
case_13_label_xform.Identity()
case_13_label_xform.Translate(-0.2, 0, 1.25)
case_13_label_xform.Scale(0.05, 0.05, 0.05)

case_13_label_transform_filter = vtkTransformPolyDataFilter()
case_13_label_transform_filter.SetTransform(case_13_label_xform)
case_13_label_transform_filter.SetInputConnection(case_13_case_label.GetOutputPort())

case_13_label_mapper = vtkPolyDataMapper()
case_13_label_mapper.SetInputConnection(case_13_label_transform_filter.GetOutputPort())

case_13_label_actor = vtkActor()
case_13_label_actor.SetMapper(case_13_label_mapper)

case_13_base_model = vtkCubeSource()
case_13_base_model.SetXLength(1.5)
case_13_base_model.SetYLength(0.01)
case_13_base_model.SetZLength(1.5)

case_13_base_mapper = vtkPolyDataMapper()
case_13_base_mapper.SetInputConnection(case_13_base_model.GetOutputPort())

case_13_base_actor = vtkActor()
case_13_base_actor.SetMapper(case_13_base_mapper)
case_13_base_actor.SetPosition(0.5, -0.09, 0.5)

renderer_13.AddActor(case_13_triangle_edge_actor)
renderer_13.AddActor(case_13_base_actor)
renderer_13.AddActor(case_13_label_actor)
renderer_13.AddActor(case_13_cube_edges_actor)
renderer_13.AddActor(case_13_cube_vertices_actor)
renderer_13.AddActor(case_13_triangle_actor)

# --- Case 14: 11101101 ---

case_14_scalars = vtkFloatArray()
case_14_scalars.InsertNextValue(1.0)
case_14_scalars.InsertNextValue(0.0)
case_14_scalars.InsertNextValue(1.0)
case_14_scalars.InsertNextValue(1.0)
case_14_scalars.InsertNextValue(0.0)
case_14_scalars.InsertNextValue(1.0)
case_14_scalars.InsertNextValue(1.0)
case_14_scalars.InsertNextValue(1.0)

case_14_points = vtkPoints()
case_14_points.InsertNextPoint(0, 0, 0)
case_14_points.InsertNextPoint(1, 0, 0)
case_14_points.InsertNextPoint(1, 1, 0)
case_14_points.InsertNextPoint(0, 1, 0)
case_14_points.InsertNextPoint(0, 0, 1)
case_14_points.InsertNextPoint(1, 0, 1)
case_14_points.InsertNextPoint(1, 1, 1)
case_14_points.InsertNextPoint(0, 1, 1)

case_14_ids = vtkIdList()
case_14_ids.InsertNextId(0)
case_14_ids.InsertNextId(1)
case_14_ids.InsertNextId(2)
case_14_ids.InsertNextId(3)
case_14_ids.InsertNextId(4)
case_14_ids.InsertNextId(5)
case_14_ids.InsertNextId(6)
case_14_ids.InsertNextId(7)

case_14_grid = vtkUnstructuredGrid()
case_14_grid.Allocate(10, 10)
case_14_grid.InsertNextCell(12, case_14_ids)
case_14_grid.SetPoints(case_14_points)
case_14_grid.GetPointData().SetScalars(case_14_scalars)

case_14_marching = vtkContourFilter()
case_14_marching.SetInputData(case_14_grid)
case_14_marching.SetValue(0, 0.5)
case_14_marching.Update()

case_14_triangle_edges = vtkExtractEdges()
case_14_triangle_edges.SetInputConnection(case_14_marching.GetOutputPort())

case_14_triangle_edge_tubes = vtkTubeFilter()
case_14_triangle_edge_tubes.SetInputConnection(case_14_triangle_edges.GetOutputPort())
case_14_triangle_edge_tubes.SetRadius(0.005)
case_14_triangle_edge_tubes.SetNumberOfSides(6)
case_14_triangle_edge_tubes.UseDefaultNormalOn()
case_14_triangle_edge_tubes.SetDefaultNormal(0.577, 0.577, 0.577)

case_14_triangle_edge_mapper = vtkPolyDataMapper()
case_14_triangle_edge_mapper.SetInputConnection(case_14_triangle_edge_tubes.GetOutputPort())
case_14_triangle_edge_mapper.ScalarVisibilityOff()

case_14_triangle_edge_actor = vtkActor()
case_14_triangle_edge_actor.SetMapper(case_14_triangle_edge_mapper)
case_14_triangle_edge_actor.GetProperty().SetDiffuseColor(lamp_black)
case_14_triangle_edge_actor.GetProperty().SetSpecular(0.4)
case_14_triangle_edge_actor.GetProperty().SetSpecularPower(10)

case_14_shrinker = vtkShrinkPolyData()
case_14_shrinker.SetShrinkFactor(1)
case_14_shrinker.SetInputConnection(case_14_marching.GetOutputPort())

case_14_triangle_mapper = vtkPolyDataMapper()
case_14_triangle_mapper.ScalarVisibilityOff()
case_14_triangle_mapper.SetInputConnection(case_14_shrinker.GetOutputPort())

case_14_triangle_actor = vtkActor()
case_14_triangle_actor.SetMapper(case_14_triangle_mapper)
case_14_triangle_actor.GetProperty().SetDiffuseColor(banana)
case_14_triangle_actor.GetProperty().SetOpacity(0.6)

case_14_cube_model = vtkCubeSource()
case_14_cube_model.SetCenter(0.5, 0.5, 0.5)

case_14_cube_edges_filter = vtkExtractEdges()
case_14_cube_edges_filter.SetInputConnection(case_14_cube_model.GetOutputPort())

case_14_cube_tubes = vtkTubeFilter()
case_14_cube_tubes.SetInputConnection(case_14_cube_edges_filter.GetOutputPort())
case_14_cube_tubes.SetRadius(0.01)
case_14_cube_tubes.SetNumberOfSides(6)
case_14_cube_tubes.UseDefaultNormalOn()
case_14_cube_tubes.SetDefaultNormal(0.577, 0.577, 0.577)

case_14_cube_tube_mapper = vtkPolyDataMapper()
case_14_cube_tube_mapper.SetInputConnection(case_14_cube_tubes.GetOutputPort())

case_14_cube_edges_actor = vtkActor()
case_14_cube_edges_actor.SetMapper(case_14_cube_tube_mapper)
case_14_cube_edges_actor.GetProperty().SetDiffuseColor(khaki)
case_14_cube_edges_actor.GetProperty().SetSpecular(0.4)
case_14_cube_edges_actor.GetProperty().SetSpecularPower(10)

case_14_sphere_source = vtkSphereSource()
case_14_sphere_source.SetRadius(0.04)
case_14_sphere_source.SetPhiResolution(20)
case_14_sphere_source.SetThetaResolution(20)

case_14_threshold_in = vtkThresholdPoints()
case_14_threshold_in.SetInputData(case_14_grid)
case_14_threshold_in.SetUpperThreshold(0.5)
case_14_threshold_in.SetThresholdFunction(case_14_threshold_in.THRESHOLD_UPPER)

case_14_vertices_glyph = vtkGlyph3D()
case_14_vertices_glyph.SetInputConnection(case_14_threshold_in.GetOutputPort())
case_14_vertices_glyph.SetSourceConnection(case_14_sphere_source.GetOutputPort())

case_14_sphere_mapper = vtkPolyDataMapper()
case_14_sphere_mapper.SetInputConnection(case_14_vertices_glyph.GetOutputPort())
case_14_sphere_mapper.ScalarVisibilityOff()

case_14_cube_vertices_actor = vtkActor()
case_14_cube_vertices_actor.SetMapper(case_14_sphere_mapper)
case_14_cube_vertices_actor.GetProperty().SetDiffuseColor(tomato)

case_14_case_label = vtkVectorText()
case_14_case_label.SetText("Case 14 - 11101101")

case_14_label_xform = vtkTransform()
case_14_label_xform.Identity()
case_14_label_xform.Translate(-0.2, 0, 1.25)
case_14_label_xform.Scale(0.05, 0.05, 0.05)

case_14_label_transform_filter = vtkTransformPolyDataFilter()
case_14_label_transform_filter.SetTransform(case_14_label_xform)
case_14_label_transform_filter.SetInputConnection(case_14_case_label.GetOutputPort())

case_14_label_mapper = vtkPolyDataMapper()
case_14_label_mapper.SetInputConnection(case_14_label_transform_filter.GetOutputPort())

case_14_label_actor = vtkActor()
case_14_label_actor.SetMapper(case_14_label_mapper)

case_14_base_model = vtkCubeSource()
case_14_base_model.SetXLength(1.5)
case_14_base_model.SetYLength(0.01)
case_14_base_model.SetZLength(1.5)

case_14_base_mapper = vtkPolyDataMapper()
case_14_base_mapper.SetInputConnection(case_14_base_model.GetOutputPort())

case_14_base_actor = vtkActor()
case_14_base_actor.SetMapper(case_14_base_mapper)
case_14_base_actor.SetPosition(0.5, -0.09, 0.5)

renderer_14.AddActor(case_14_triangle_edge_actor)
renderer_14.AddActor(case_14_base_actor)
renderer_14.AddActor(case_14_label_actor)
renderer_14.AddActor(case_14_cube_edges_actor)
renderer_14.AddActor(case_14_cube_vertices_actor)
renderer_14.AddActor(case_14_triangle_actor)

# Window: display the rendered scene
render_window = vtkRenderWindow()
render_window.AddRenderer(renderer_0)
render_window.AddRenderer(renderer_1)
render_window.AddRenderer(renderer_2)
render_window.AddRenderer(renderer_3)
render_window.AddRenderer(renderer_4)
render_window.AddRenderer(renderer_5)
render_window.AddRenderer(renderer_6)
render_window.AddRenderer(renderer_7)
render_window.AddRenderer(renderer_8)
render_window.AddRenderer(renderer_9)
render_window.AddRenderer(renderer_10)
render_window.AddRenderer(renderer_11)
render_window.AddRenderer(renderer_12)
render_window.AddRenderer(renderer_13)
render_window.AddRenderer(renderer_14)
render_window.AddRenderer(renderer_15)
render_window.SetWindowName("marching cubes all cases")
render_window.SetMultiSamples(0)
render_window.SetSize(renderer_size * x_grid, renderer_size * y_grid)

# Viewport layout: 4 columns x 4 rows
renderer_0.SetViewport(0.0, 0.75, 0.25, 1.0)
renderer_1.SetViewport(0.25, 0.75, 0.5, 1.0)
renderer_2.SetViewport(0.5, 0.75, 0.75, 1.0)
renderer_3.SetViewport(0.75, 0.75, 1.0, 1.0)
renderer_4.SetViewport(0.0, 0.5, 0.25, 0.75)
renderer_5.SetViewport(0.25, 0.5, 0.5, 0.75)
renderer_6.SetViewport(0.5, 0.5, 0.75, 0.75)
renderer_7.SetViewport(0.75, 0.5, 1.0, 0.75)
renderer_8.SetViewport(0.0, 0.25, 0.25, 0.5)
renderer_9.SetViewport(0.25, 0.25, 0.5, 0.5)
renderer_10.SetViewport(0.5, 0.25, 0.75, 0.5)
renderer_11.SetViewport(0.75, 0.25, 1.0, 0.5)
renderer_12.SetViewport(0.0, 0.0, 0.25, 0.25)
renderer_13.SetViewport(0.25, 0.0, 0.5, 0.25)
renderer_14.SetViewport(0.5, 0.0, 0.75, 0.25)
renderer_15.SetViewport(0.75, 0.0, 1.0, 0.25)

# Scene: configure cameras
renderer_0.GetActiveCamera().Dolly(1.2)
renderer_0.GetActiveCamera().Azimuth(30)
renderer_0.GetActiveCamera().Elevation(20)
renderer_0.ResetCamera()
renderer_0.ResetCameraClippingRange()
renderer_1.SetActiveCamera(renderer_0.GetActiveCamera())
renderer_2.SetActiveCamera(renderer_0.GetActiveCamera())
renderer_3.SetActiveCamera(renderer_0.GetActiveCamera())
renderer_4.SetActiveCamera(renderer_0.GetActiveCamera())
renderer_5.SetActiveCamera(renderer_0.GetActiveCamera())
renderer_6.SetActiveCamera(renderer_0.GetActiveCamera())
renderer_7.SetActiveCamera(renderer_0.GetActiveCamera())
renderer_8.SetActiveCamera(renderer_0.GetActiveCamera())
renderer_9.SetActiveCamera(renderer_0.GetActiveCamera())
renderer_10.SetActiveCamera(renderer_0.GetActiveCamera())
renderer_11.SetActiveCamera(renderer_0.GetActiveCamera())
renderer_12.SetActiveCamera(renderer_0.GetActiveCamera())
renderer_13.SetActiveCamera(renderer_0.GetActiveCamera())
renderer_14.SetActiveCamera(renderer_0.GetActiveCamera())

# Interactor: handle mouse and keyboard events
render_window_interactor = vtkRenderWindowInteractor()
render_window_interactor.SetRenderWindow(render_window)

# Launch the interactive visualization
render_window_interactor.Initialize()
render_window_interactor.Start()
